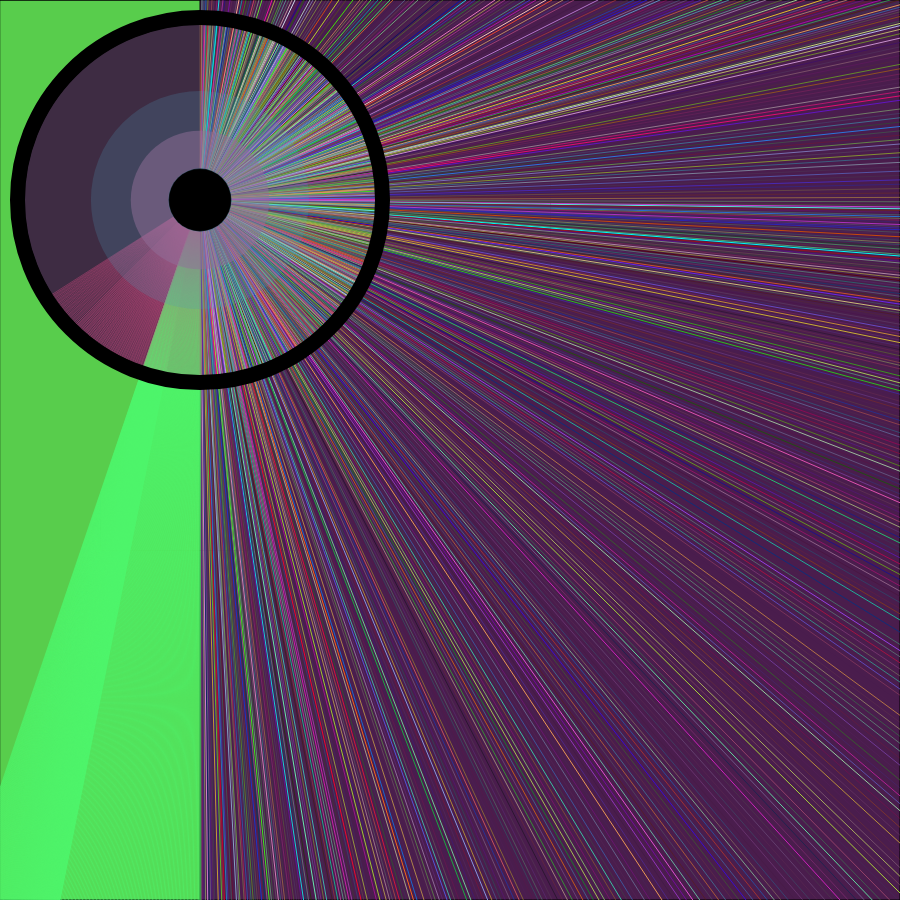
Frame 1 (no input)
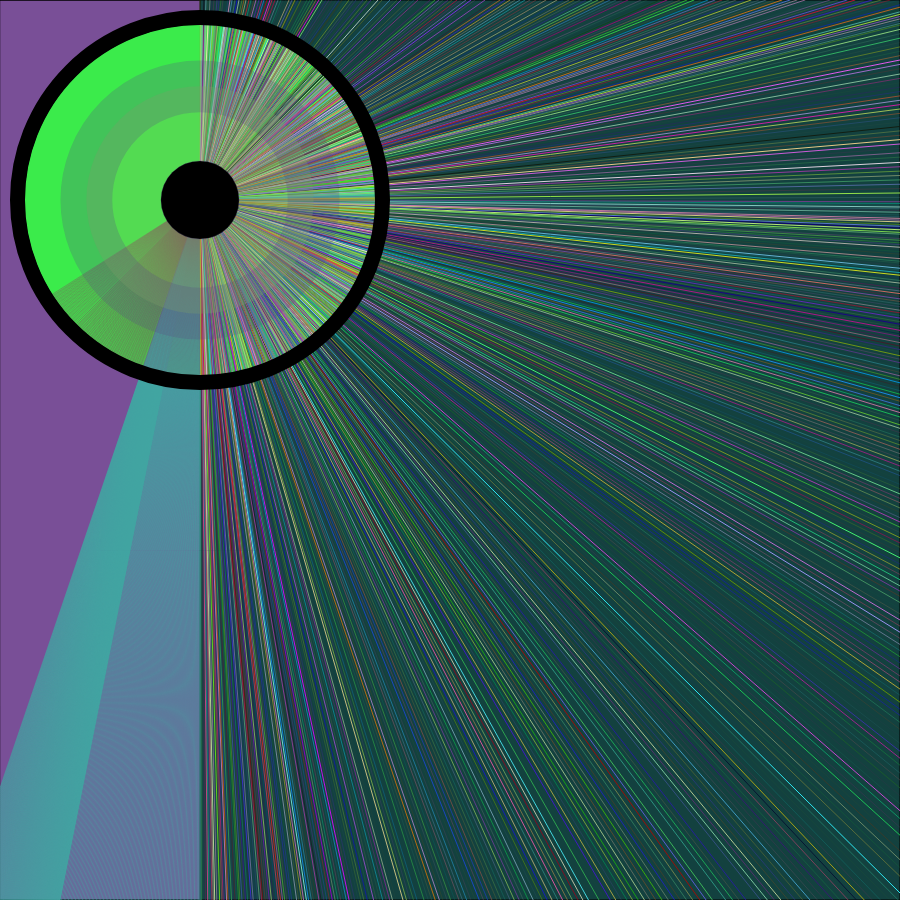
Frame 2 (the mouse pressed at the canvas centre, redrawn once)

The p5.js sketch that drew these frames (run headless with seeded random() and noise() and a simulated clock; the mouse was pressed at the canvas centre and the sketch redrawn once):

// p5.js sketch
// ── sketch.js
function setup(){createCanvas(900,900)}function draw(){background(random(10,100),random(10,100),random(10,100)),stroke(0,0,0),strokeWeight(1),fill(random(0,255),random(0,255),random(0,255)),rect(0,0,200,900),stroke(0,0,0),strokeWeight(1),noFill(),rect(0,0,900,900),fill(255,255,255),strokeWeight(1),circle(200,200,350),stroke(0,0,0),strokeWeight(10),fill(random(0,255),random(0,255),random(0,255)),circle(200,200,361),strokeWeight(1),stroke(random(0,255),random(0,255),random(0,255),random(0,255)),line(200,200,200,0),stroke(random(0,255),random(0,255),random(0,255),random(0,255)),line(200,200,202,0),stroke(random(0,255),random(0,255),random(0,255),random(0,255)),line(200,200,204,0),stroke(random(0,255),random(0,255),random(0,255),random(0,255)),line(200,200,206,0),stroke(random(0,255),random(0,255),random(0,255),random(0,255)),line(200,200,208,0),stroke(random(0,255),random(0,255),random(0,255),random(0,255)),line(200,200,210,0),stroke(random(0,255),random(0,255),random(0,255),random(0,255)),line(200,200,212,0),stroke(random(0,255),random(0,255),random(0,255),random(0,255)),line(200,200,214,0),stroke(random(0,255),random(0,255),random(0,255),random(0,255)),line(200,200,217,0),stroke(random(0,255),random(0,255),random(0,255),random(0,255)),line(200,200,219,0),stroke(random(0,255),random(0,255),random(0,255),random(0,255)),line(200,200,221,0),stroke(random(0,255),random(0,255),random(0,255),random(0,255)),line(200,200,223,0),stroke(random(0,255),random(0,255),random(0,255),random(0,255)),line(200,200,225,0),stroke(random(0,255),random(0,255),random(0,255),random(0,255)),line(200,200,228,0),stroke(random(0,255),random(0,255),random(0,255),random(0,255)),line(200,200,230,0),stroke(random(0,255),random(0,255),random(0,255),random(0,255)),line(200,200,232,0),stroke(random(0,255),random(0,255),random(0,255),random(0,255)),line(200,200,235,0),stroke(random(0,255),random(0,255),random(0,255),random(0,255)),line(200,200,237,0),stroke(random(0,255),random(0,255),random(0,255),random(0,255)),line(200,200,239,0),stroke(random(0,255),random(0,255),random(0,255),random(0,255)),line(200,200,242,0),stroke(random(0,255),random(0,255),random(0,255),random(0,255)),line(200,200,244,0),stroke(random(0,255),random(0,255),random(0,255),random(0,255)),line(200,200,246,0),stroke(random(0,255),random(0,255),random(0,255),random(0,255)),line(200,200,249,0),stroke(random(0,255),random(0,255),random(0,255),random(0,255)),line(200,200,251,0),stroke(random(0,255),random(0,255),random(0,255),random(0,255)),line(200,200,254,0),stroke(random(0,255),random(0,255),random(0,255),random(0,255)),line(200,200,256,0),stroke(random(0,255),random(0,255),random(0,255),random(0,255)),line(200,200,259,0),stroke(random(0,255),random(0,255),random(0,255),random(0,255)),line(200,200,262,0),stroke(random(0,255),random(0,255),random(0,255),random(0,255)),line(200,200,264,0),stroke(random(0,255),random(0,255),random(0,255),random(0,255)),line(200,200,267,0),stroke(random(0,255),random(0,255),random(0,255),random(0,255)),line(200,200,270,0),stroke(random(0,255),random(0,255),random(0,255),random(0,255)),line(200,200,272,0),stroke(random(0,255),random(0,255),random(0,255),random(0,255)),line(200,200,275,0),stroke(random(0,255),random(0,255),random(0,255),random(0,255)),line(200,200,278,0),stroke(random(0,255),random(0,255),random(0,255),random(0,255)),line(200,200,281,0),stroke(random(0,255),random(0,255),random(0,255),random(0,255)),line(200,200,283,0),stroke(random(0,255),random(0,255),random(0,255),random(0,255)),line(200,200,286,0),stroke(random(0,255),random(0,255),random(0,255),random(0,255)),line(200,200,289,0),stroke(random(0,255),random(0,255),random(0,255),random(0,255)),line(200,200,292,0),stroke(random(0,255),random(0,255),random(0,255),random(0,255)),line(200,200,295,0),stroke(random(0,255),random(0,255),random(0,255),random(0,255)),line(200,200,298,0),stroke(random(0,255),random(0,255),random(0,255),random(0,255)),line(200,200,301,0),stroke(random(0,255),random(0,255),random(0,255),random(0,255)),line(200,200,304,0),stroke(random(0,255),random(0,255),random(0,255),random(0,255)),line(200,200,307,0),stroke(random(0,255),random(0,255),random(0,255),random(0,255)),line(200,200,310,0),stroke(random(0,255),random(0,255),random(0,255),random(0,255)),line(200,200,313,0),stroke(random(0,255),random(0,255),random(0,255),random(0,255)),line(200,200,316,0),stroke(random(0,255),random(0,255),random(0,255),random(0,255)),line(200,200,319,0),stroke(random(0,255),random(0,255),random(0,255),random(0,255)),line(200,200,322,0),stroke(random(0,255),random(0,255),random(0,255),random(0,255)),line(200,200,326,0),stroke(random(0,255),random(0,255),random(0,255),random(0,255)),line(200,200,329,0),stroke(random(0,255),random(0,255),random(0,255),random(0,255)),line(200,200,332,0),stroke(random(0,255),random(0,255),random(0,255),random(0,255)),line(200,200,336,0),stroke(random(0,255),random(0,255),random(0,255),random(0,255)),line(200,200,339,0),stroke(random(0,255),random(0,255),random(0,255),random(0,255)),line(200,200,342,0),stroke(random(0,255),random(0,255),random(0,255),random(0,255)),line(200,200,346,0),stroke(random(0,255),random(0,255),random(0,255),random(0,255)),line(200,200,349,0),stroke(random(0,255),random(0,255),random(0,255),random(0,255)),line(200,200,353,0),stroke(random(0,255),random(0,255),random(0,255),random(0,255)),line(200,200,356,0),stroke(random(0,255),random(0,255),random(0,255),random(0,255)),line(200,201,360,0),stroke(random(0,255),random(0,255),random(0,255),random(0,255)),line(200,200,363,0),stroke(random(0,255),random(0,255),random(0,255),random(0,255)),line(200,200,367,0),stroke(random(0,255),random(0,255),random(0,255),random(0,255)),line(200,200,371,0),stroke(random(0,255),random(0,255),random(0,255),random(0,255)),line(200,200,374,0),stroke(random(0,255),random(0,255),random(0,255),random(0,255)),line(200,200,378,0),stroke(random(0,255),random(0,255),random(0,255),random(0,255)),line(200,200,382,0),stroke(random(0,255),random(0,255),random(0,255),random(0,255)),line(200,200,386,0),stroke(random(0,255),random(0,255),random(0,255),random(0,255)),line(200,200,390,0),stroke(random(0,255),random(0,255),random(0,255),random(0,255)),line(200,200,393,0),stroke(random(0,255),random(0,255),random(0,255),random(0,255)),line(200,200,397,0),stroke(random(0,255),random(0,255),random(0,255),random(0,255)),line(200,200,401,0),stroke(random(0,255),random(0,255),random(0,255),random(0,255)),line(200,200,405,0),stroke(random(0,255),random(0,255),random(0,255),random(0,255)),line(200,200,409,0),stroke(random(0,255),random(0,255),random(0,255),random(0,255)),line(200,200,414,0),stroke(random(0,255),random(0,255),random(0,255),random(0,255)),line(200,200,418,0),stroke(random(0,255),random(0,255),random(0,255),random(0,255)),line(200,200,422,0),stroke(random(0,255),random(0,255),random(0,255),random(0,255)),line(200,200,426,0),stroke(random(0,255),random(0,255),random(0,255),random(0,255)),line(200,200,430,0),stroke(random(0,255),random(0,255),random(0,255),random(0,255)),line(200,200,435,0),stroke(random(0,255),random(0,255),random(0,255),random(0,255)),line(200,200,439,0),stroke(random(0,255),random(0,255),random(0,255),random(0,255)),line(200,200,443,0),stroke(random(0,255),random(0,255),random(0,255),random(0,255)),line(200,200,448,0),stroke(random(0,255),random(0,255),random(0,255),random(0,255)),line(200,200,452,0),stroke(random(0,255),random(0,255),random(0,255),random(0,255)),line(200,200,457,0),stroke(random(0,255),random(0,255),random(0,255),random(0,255)),line(200,200,461,0),stroke(random(0,255),random(0,255),random(0,255),random(0,255)),line(200,200,466,0),stroke(random(0,255),random(0,255),random(0,255),random(0,255)),line(200,200,471,0),stroke(random(0,255),random(0,255),random(0,255),random(0,255)),line(200,200,475,0),stroke(random(0,255),random(0,255),random(0,255),random(0,255)),line(200,200,480,0),stroke(random(0,255),random(0,255),random(0,255),random(0,255)),line(200,200,485,0),stroke(random(0,255),random(0,255),random(0,255),random(0,255)),line(200,200,490,0),stroke(random(0,255),random(0,255),random(0,255),random(0,255)),line(200,200,495,0),stroke(random(0,255),random(0,255),random(0,255),random(0,255)),line(200,200,500,0),stroke(random(0,255),random(0,255),random(0,255),random(0,255)),line(200,200,505,0),stroke(random(0,255),random(0,255),random(0,255),random(0,255)),line(200,200,510,0),stroke(random(0,255),random(0,255),random(0,255),random(0,255)),line(200,200,515,0),stroke(random(0,255),random(0,255),random(0,255),random(0,255)),line(200,200,520,0),stroke(random(0,255),random(0,255),random(0,255),random(0,255)),line(200,200,525,0),stroke(random(0,255),random(0,255),random(0,255),random(0,255)),line(200,200,530,0),stroke(random(0,255),random(0,255),random(0,255),random(0,255)),line(200,200,536,0),stroke(random(0,255),random(0,255),random(0,255),random(0,255)),line(200,200,541,0),stroke(random(0,255),random(0,255),random(0,255),random(0,255)),line(200,200,546,0),stroke(random(0,255),random(0,255),random(0,255),random(0,255)),line(200,200,552,0),stroke(random(0,255),random(0,255),random(0,255),random(0,255)),line(200,200,557,0),stroke(random(0,255),random(0,255),random(0,255),random(0,255)),line(200,200,563,0),stroke(random(0,255),random(0,255),random(0,255),random(0,255)),line(200,200,569,0),stroke(random(0,255),random(0,255),random(0,255),random(0,255)),line(200,200,574,0),stroke(random(0,255),random(0,255),random(0,255),random(0,255)),line(200,200,580,0),stroke(random(0,255),random(0,255),random(0,255),random(0,255)),line(200,200,586,0),stroke(random(0,255),random(0,255),random(0,255),random(0,255)),line(200,200,592,0),stroke(random(0,255),random(0,255),random(0,255),random(0,255)),line(200,200,598,0),stroke(random(0,255),random(0,255),random(0,255),random(0,255)),line(200,200,604,0),stroke(random(0,255),random(0,255),random(0,255),random(0,255)),line(200,200,610,0),stroke(random(0,255),random(0,255),random(0,255),random(0,255)),line(200,200,616,0),stroke(random(0,255),random(0,255),random(0,255),random(0,255)),line(200,200,622,0),stroke(random(0,255),random(0,255),random(0,255),random(0,255)),line(200,200,628,0),stroke(random(0,255),random(0,255),random(0,255),random(0,255)),line(200,200,634,0),stroke(random(0,255),random(0,255),random(0,255),random(0,255)),line(200,200,641,0),stroke(random(0,255),random(0,255),random(0,255),random(0,255)),line(200,200,647,0),stroke(random(0,255),random(0,255),random(0,255),random(0,255)),line(200,200,654,0),stroke(random(0,255),random(0,255),random(0,255),random(0,255)),line(200,200,660,0),stroke(random(0,255),random(0,255),random(0,255),random(0,255)),line(200,200,667,0),stroke(random(0,255),random(0,255),random(0,255),random(0,255)),line(200,200,673,0),stroke(random(0,255),random(0,255),random(0,255),random(0,255)),line(200,200,680,0),stroke(random(0,255),random(0,255),random(0,255),random(0,255)),line(200,200,687,0),stroke(random(0,255),random(0,255),random(0,255),random(0,255)),line(200,200,694,0),stroke(random(0,255),random(0,255),random(0,255),random(0,255)),line(200,200,701,0),stroke(random(0,255),random(0,255),random(0,255),random(0,255)),line(200,200,708,0),stroke(random(0,255),random(0,255),random(0,255),random(0,255)),line(200,200,715,0),stroke(random(0,255),random(0,255),random(0,255),random(0,255)),line(200,200,722,0),stroke(random(0,255),random(0,255),random(0,255),random(0,255)),line(200,200,729,0),stroke(random(0,255),random(0,255),random(0,255),random(0,255)),line(200,200,736,0),stroke(random(0,255),random(0,255),random(0,255),random(0,255)),line(200,200,744,0),stroke(random(0,255),random(0,255),random(0,255),random(0,255)),line(200,200,751,0),stroke(random(0,255),random(0,255),random(0,255),random(0,255)),line(200,200,759,0),stroke(random(0,255),random(0,255),random(0,255),random(0,255)),line(200,200,766,0),stroke(random(0,255),random(0,255),random(0,255),random(0,255)),line(200,200,774,0),stroke(random(0,255),random(0,255),random(0,255),random(0,255)),line(200,200,782,0),stroke(random(0,255),random(0,255),random(0,255),random(0,255)),line(200,200,790,0),stroke(random(0,255),random(0,255),random(0,255),random(0,255)),line(200,200,797,0),stroke(random(0,255),random(0,255),random(0,255),random(0,255)),line(200,200,805,0),stroke(random(0,255),random(0,255),random(0,255),random(0,255)),line(200,200,813,0),stroke(random(0,255),random(0,255),random(0,255),random(0,255)),line(200,200,822,0),stroke(random(0,255),random(0,255),random(0,255),random(0,255)),line(200,200,830,0),stroke(random(0,255),random(0,255),random(0,255),random(0,255)),line(200,200,838,0),stroke(random(0,255),random(0,255),random(0,255),random(0,255)),line(200,200,847,0),stroke(random(0,255),random(0,255),random(0,255),random(0,255)),line(200,200,855,0),stroke(random(0,255),random(0,255),random(0,255),random(0,255)),line(200,200,864,0),stroke(random(0,255),random(0,255),random(0,255),random(0,255)),line(200,200,872,0),stroke(random(0,255),random(0,255),random(0,255),random(0,255)),line(200,200,881,0),stroke(random(0,255),random(0,255),random(0,255),random(0,255)),line(200,200,890,0),stroke(random(0,255),random(0,255),random(0,255),random(0,255)),line(200,200,899,0),stroke(random(0,255),random(0,255),random(0,255),random(0,255)),line(200,200,908,0),stroke(random(0,255),random(0,255),random(0,255),random(0,255)),line(200,200,917,0),stroke(random(0,255),random(0,255),random(0,255),random(0,255)),line(200,200,926,0),stroke(random(0,255),random(0,255),random(0,255),random(0,255)),line(200,200,935,0),stroke(random(0,255),random(0,255),random(0,255),random(0,255)),line(200,200,944,0),stroke(random(0,255),random(0,255),random(0,255),random(0,255)),line(200,200,954,0),stroke(random(0,255),random(0,255),random(0,255),random(0,255)),line(200,200,963,0),stroke(random(0,255),random(0,255),random(0,255),random(0,255)),line(200,200,973,0),stroke(random(0,255),random(0,255),random(0,255),random(0,255)),line(200,200,983,0),stroke(random(0,255),random(0,255),random(0,255),random(0,255)),line(200,200,993,0),stroke(random(0,255),random(0,255),random(0,255),random(0,255)),line(200,200,1003,0),stroke(random(0,255),random(0,255),random(0,255),random(0,255)),line(200,200,1e3,0),stroke(random(0,255),random(0,255),random(0,255),random(0,255)),line(200,200,1e3,5),stroke(random(0,255),random(0,255),random(0,255),random(0,255)),line(200,200,1e3,10),stroke(random(0,255),random(0,255),random(0,255),random(0,255)),line(200,200,1e3,15),stroke(random(0,255),random(0,255),random(0,255),random(0,255)),line(200,200,1e3,20),stroke(random(0,255),random(0,255),random(0,255),random(0,255)),line(200,200,1e3,25),stroke(random(0,255),random(0,255),random(0,255),random(0,255)),line(200,200,1e3,30),stroke(random(0,255),random(0,255),random(0,255),random(0,255)),line(200,200,1e3,35),stroke(random(0,255),random(0,255),random(0,255),random(0,255)),line(200,200,1e3,40),stroke(random(0,255),random(0,255),random(0,255),random(0,255)),line(200,200,1e3,45),stroke(random(0,255),random(0,255),random(0,255),random(0,255)),line(200,200,1e3,50),stroke(random(0,255),random(0,255),random(0,255),random(0,255)),line(200,200,1e3,56),stroke(random(0,255),random(0,255),random(0,255),random(0,255)),line(200,200,1e3,61),stroke(random(0,255),random(0,255),random(0,255),random(0,255)),line(200,200,1e3,66),stroke(random(0,255),random(0,255),random(0,255),random(0,255)),line(200,200,1e3,71),stroke(random(0,255),random(0,255),random(0,255),random(0,255)),line(200,200,1e3,76),stroke(random(0,255),random(0,255),random(0,255),random(0,255)),line(200,200,1e3,81),stroke(random(0,255),random(0,255),random(0,255),random(0,255)),line(200,200,1e3,86),stroke(random(0,255),random(0,255),random(0,255),random(0,255)),line(200,200,1e3,91),stroke(random(0,255),random(0,255),random(0,255),random(0,255)),line(200,200,1e3,96),stroke(random(0,255),random(0,255),random(0,255),random(0,255)),line(200,200,1e3,101),stroke(random(0,255),random(0,255),random(0,255),random(0,255)),line(200,200,1e3,106),stroke(random(0,255),random(0,255),random(0,255),random(0,255)),line(200,200,1e3,111),stroke(random(0,255),random(0,255),random(0,255),random(0,255)),line(200,200,1e3,116),stroke(random(0,255),random(0,255),random(0,255),random(0,255)),line(200,200,1e3,121),stroke(random(0,255),random(0,255),random(0,255),random(0,255)),line(200,200,1e3,126),stroke(random(0,255),random(0,255),random(0,255),random(0,255)),line(200,200,1e3,131),stroke(random(0,255),random(0,255),random(0,255),random(0,255)),line(200,200,1e3,136),stroke(random(0,255),random(0,255),random(0,255),random(0,255)),line(200,200,1e3,141),stroke(random(0,255),random(0,255),random(0,255),random(0,255)),line(200,200,1e3,146),stroke(random(0,255),random(0,255),random(0,255),random(0,255)),line(200,200,1e3,151),stroke(random(0,255),random(0,255),random(0,255),random(0,255)),line(200,200,1e3,157),stroke(random(0,255),random(0,255),random(0,255),random(0,255)),line(200,200,1e3,162),stroke(random(0,255),random(0,255),random(0,255),random(0,255)),line(200,200,1e3,167),stroke(random(0,255),random(0,255),random(0,255),random(0,255)),line(200,200,1e3,172),stroke(random(0,255),random(0,255),random(0,255),random(0,255)),line(200,200,1e3,177),stroke(random(0,255),random(0,255),random(0,255),random(0,255)),line(200,200,1e3,182),stroke(random(0,255),random(0,255),random(0,255),random(0,255)),line(200,200,1e3,187),stroke(random(0,255),random(0,255),random(0,255),random(0,255)),line(200,200,1e3,192),stroke(random(0,255),random(0,255),random(0,255),random(0,255)),line(200,200,1e3,197),stroke(random(0,255),random(0,255),random(0,255),random(0,255)),line(200,200,1e3,202),stroke(random(0,255),random(0,255),random(0,255),random(0,255)),line(200,200,1e3,204),stroke(random(0,255),random(0,255),random(0,255),random(0,255)),line(200,200,1e3,206),stroke(random(0,255),random(0,255),random(0,255),random(0,255)),line(200,200,1e3,208),stroke(random(0,255),random(0,255),random(0,255),random(0,255)),line(200,200,1e3,210),stroke(random(0,255),random(0,255),random(0,255),random(0,255)),line(200,200,1e3,212),stroke(random(0,255),random(0,255),random(0,255),random(0,255)),line(200,200,1e3,214),stroke(random(0,255),random(0,255),random(0,255),random(0,255)),line(200,200,1e3,217),stroke(random(0,255),random(0,255),random(0,255),random(0,255)),line(200,200,1e3,219),stroke(random(0,255),random(0,255),random(0,255),random(0,255)),line(200,200,1e3,221),stroke(random(0,255),random(0,255),random(0,255),random(0,255)),line(200,200,1e3,223),stroke(random(0,255),random(0,255),random(0,255),random(0,255)),line(200,200,1e3,225),stroke(random(0,255),random(0,255),random(0,255),random(0,255)),line(200,200,1e3,228),stroke(random(0,255),random(0,255),random(0,255),random(0,255)),line(200,200,1e3,230),stroke(random(0,255),random(0,255),random(0,255),random(0,255)),line(200,200,1e3,232),stroke(random(0,255),random(0,255),random(0,255),random(0,255)),line(200,200,1e3,234),stroke(random(0,255),random(0,255),random(0,255),random(0,255)),line(200,200,1e3,237),stroke(random(0,255),random(0,255),random(0,255),random(0,255)),line(200,200,1e3,239),stroke(random(0,255),random(0,255),random(0,255),random(0,255)),line(200,200,1e3,242),stroke(random(0,255),random(0,255),random(0,255),random(0,255)),line(200,200,1e3,244),stroke(random(0,255),random(0,255),random(0,255),random(0,255)),line(200,200,1e3,246),stroke(random(0,255),random(0,255),random(0,255),random(0,255)),line(200,200,1e3,249),stroke(random(0,255),random(0,255),random(0,255),random(0,255)),line(200,200,1e3,251),stroke(random(0,255),random(0,255),random(0,255),random(0,255)),line(200,200,1e3,254),stroke(random(0,255),random(0,255),random(0,255),random(0,255)),line(200,200,1e3,256),stroke(random(0,255),random(0,255),random(0,255),random(0,255)),line(200,200,1e3,259),stroke(random(0,255),random(0,255),random(0,255),random(0,255)),line(200,200,1e3,262),stroke(random(0,255),random(0,255),random(0,255),random(0,255)),line(200,200,1e3,264),stroke(random(0,255),random(0,255),random(0,255),random(0,255)),line(200,200,1e3,267),stroke(random(0,255),random(0,255),random(0,255),random(0,255)),line(200,200,1e3,270),stroke(random(0,255),random(0,255),random(0,255),random(0,255)),line(200,200,1e3,272),stroke(random(0,255),random(0,255),random(0,255),random(0,255)),line(200,200,1e3,275),stroke(random(0,255),random(0,255),random(0,255),random(0,255)),line(200,200,1e3,278),stroke(random(0,255),random(0,255),random(0,255),random(0,255)),line(200,200,1e3,280),stroke(random(0,255),random(0,255),random(0,255),random(0,255)),line(200,200,1e3,283),stroke(random(0,255),random(0,255),random(0,255),random(0,255)),line(200,200,1e3,286),stroke(random(0,255),random(0,255),random(0,255),random(0,255)),line(200,200,1e3,289),stroke(random(0,255),random(0,255),random(0,255),random(0,255)),line(200,200,1e3,292),stroke(random(0,255),random(0,255),random(0,255),random(0,255)),line(200,200,1e3,295),stroke(random(0,255),random(0,255),random(0,255),random(0,255)),line(200,200,1e3,298),stroke(random(0,255),random(0,255),random(0,255),random(0,255)),line(200,200,1e3,301),stroke(random(0,255),random(0,255),random(0,255),random(0,255)),line(200,200,1e3,304),stroke(random(0,255),random(0,255),random(0,255),random(0,255)),line(200,200,1e3,307),stroke(random(0,255),random(0,255),random(0,255),random(0,255)),line(200,200,1e3,310),stroke(random(0,255),random(0,255),random(0,255),random(0,255)),line(200,200,1e3,313),stroke(random(0,255),random(0,255),random(0,255),random(0,255)),line(200,200,1e3,316),stroke(random(0,255),random(0,255),random(0,255),random(0,255)),line(200,200,1e3,319),stroke(random(0,255),random(0,255),random(0,255),random(0,255)),line(200,200,1e3,322),stroke(random(0,255),random(0,255),random(0,255),random(0,255)),line(200,200,1e3,326),stroke(random(0,255),random(0,255),random(0,255),random(0,255)),line(200,200,1e3,329),stroke(random(0,255),random(0,255),random(0,255),random(0,255)),line(200,200,1e3,332),stroke(random(0,255),random(0,255),random(0,255),random(0,255)),line(200,200,1e3,335),stroke(random(0,255),random(0,255),random(0,255),random(0,255)),line(200,200,1e3,339),stroke(random(0,255),random(0,255),random(0,255),random(0,255)),line(200,200,1e3,342),stroke(random(0,255),random(0,255),random(0,255),random(0,255)),line(200,200,1e3,346),stroke(random(0,255),random(0,255),random(0,255),random(0,255)),line(200,200,1e3,349),stroke(random(0,255),random(0,255),random(0,255),random(0,255)),line(200,200,1e3,353),stroke(random(0,255),random(0,255),random(0,255),random(0,255)),line(200,200,1e3,356),stroke(random(0,255),random(0,255),random(0,255),random(0,255)),line(200,200,1e3,360),stroke(random(0,255),random(0,255),random(0,255),random(0,255)),line(200,200,1e3,363),stroke(random(0,255),random(0,255),random(0,255),random(0,255)),line(200,200,1e3,367),stroke(random(0,255),random(0,255),random(0,255),random(0,255)),line(200,200,1e3,371),stroke(random(0,255),random(0,255),random(0,255),random(0,255)),line(200,200,1e3,374),stroke(random(0,255),random(0,255),random(0,255),random(0,255)),line(200,200,1e3,378),stroke(random(0,255),random(0,255),random(0,255),random(0,255)),line(200,200,1e3,382),stroke(random(0,255),random(0,255),random(0,255),random(0,255)),line(200,200,1e3,386),stroke(random(0,255),random(0,255),random(0,255),random(0,255)),line(200,200,1e3,389),stroke(random(0,255),random(0,255),random(0,255),random(0,255)),line(200,200,1e3,393),stroke(random(0,255),random(0,255),random(0,255),random(0,255)),line(200,200,1e3,397),stroke(random(0,255),random(0,255),random(0,255),random(0,255)),line(200,200,1e3,401),stroke(random(0,255),random(0,255),random(0,255),random(0,255)),line(200,200,1e3,405),stroke(random(0,255),random(0,255),random(0,255),random(0,255)),line(200,200,1e3,409),stroke(random(0,255),random(0,255),random(0,255),random(0,255)),line(200,200,1e3,413),stroke(random(0,255),random(0,255),random(0,255),random(0,255)),line(200,200,1e3,418),stroke(random(0,255),random(0,255),random(0,255),random(0,255)),line(200,200,1e3,422),stroke(random(0,255),random(0,255),random(0,255),random(0,255)),line(200,200,1e3,426),stroke(random(0,255),random(0,255),random(0,255),random(0,255)),line(200,200,1e3,430),stroke(random(0,255),random(0,255),random(0,255),random(0,255)),line(200,200,1e3,435),stroke(random(0,255),random(0,255),random(0,255),random(0,255)),line(200,200,1e3,439),stroke(random(0,255),random(0,255),random(0,255),random(0,255)),line(200,200,1e3,443),stroke(random(0,255),random(0,255),random(0,255),random(0,255)),line(200,200,1e3,448),stroke(random(0,255),random(0,255),random(0,255),random(0,255)),line(200,200,1e3,452),stroke(random(0,255),random(0,255),random(0,255),random(0,255)),line(200,200,1e3,457),stroke(random(0,255),random(0,255),random(0,255),random(0,255)),line(200,200,1e3,461),stroke(random(0,255),random(0,255),random(0,255),random(0,255)),line(200,200,1e3,466),stroke(random(0,255),random(0,255),random(0,255),random(0,255)),line(200,200,1e3,471),stroke(random(0,255),random(0,255),random(0,255),random(0,255)),line(200,200,1e3,475),stroke(random(0,255),random(0,255),random(0,255),random(0,255)),line(200,200,1e3,480),stroke(random(0,255),random(0,255),random(0,255),random(0,255)),line(200,200,1e3,485),stroke(random(0,255),random(0,255),random(0,255),random(0,255)),line(200,200,1e3,490),stroke(random(0,255),random(0,255),random(0,255),random(0,255)),line(200,200,1e3,495),stroke(random(0,255),random(0,255),random(0,255),random(0,255)),line(200,200,1e3,499),stroke(random(0,255),random(0,255),random(0,255),random(0,255)),line(200,200,1e3,504),stroke(random(0,255),random(0,255),random(0,255),random(0,255)),line(200,200,1e3,510),stroke(random(0,255),random(0,255),random(0,255),random(0,255)),line(200,200,1e3,515),stroke(random(0,255),random(0,255),random(0,255),random(0,255)),line(200,200,1e3,520),stroke(random(0,255),random(0,255),random(0,255),random(0,255)),line(200,200,1e3,525),stroke(random(0,255),random(0,255),random(0,255),random(0,255)),line(200,200,1e3,530),stroke(random(0,255),random(0,255),random(0,255),random(0,255)),line(200,200,1e3,536),stroke(random(0,255),random(0,255),random(0,255),random(0,255)),line(200,200,1e3,541),stroke(random(0,255),random(0,255),random(0,255),random(0,255)),line(200,200,1e3,546),stroke(random(0,255),random(0,255),random(0,255),random(0,255)),line(200,200,1e3,552),stroke(random(0,255),random(0,255),random(0,255),random(0,255)),line(200,200,1e3,557),stroke(random(0,255),random(0,255),random(0,255),random(0,255)),line(200,200,1e3,563),stroke(random(0,255),random(0,255),random(0,255),random(0,255)),line(200,200,1e3,568),stroke(random(0,255),random(0,255),random(0,255),random(0,255)),line(200,200,1e3,574),stroke(random(0,255),random(0,255),random(0,255),random(0,255)),line(200,200,1e3,580),stroke(random(0,255),random(0,255),random(0,255),random(0,255)),line(200,200,1e3,586),stroke(random(0,255),random(0,255),random(0,255),random(0,255)),line(200,200,1e3,592),stroke(random(0,255),random(0,255),random(0,255),random(0,255)),line(200,200,1e3,597),stroke(random(0,255),random(0,255),random(0,255),random(0,255)),line(200,200,1e3,603),stroke(random(0,255),random(0,255),random(0,255),random(0,255)),line(200,200,1e3,609),stroke(random(0,255),random(0,255),random(0,255),random(0,255)),line(200,200,1e3,616),stroke(random(0,255),random(0,255),random(0,255),random(0,255)),line(200,200,1e3,622),stroke(random(0,255),random(0,255),random(0,255),random(0,255)),line(200,200,1e3,628),stroke(random(0,255),random(0,255),random(0,255),random(0,255)),line(200,200,1e3,634),stroke(random(0,255),random(0,255),random(0,255),random(0,255)),line(200,200,1e3,641),stroke(random(0,255),random(0,255),random(0,255),random(0,255)),line(200,200,1e3,647),stroke(random(0,255),random(0,255),random(0,255),random(0,255)),line(200,200,1e3,653),stroke(random(0,255),random(0,255),random(0,255),random(0,255)),line(200,200,1e3,660),stroke(random(0,255),random(0,255),random(0,255),random(0,255)),line(200,200,1e3,667),stroke(random(0,255),random(0,255),random(0,255),random(0,255)),line(200,200,1e3,673),stroke(random(0,255),random(0,255),random(0,255),random(0,255)),line(200,200,1e3,680),stroke(random(0,255),random(0,255),random(0,255),random(0,255)),line(200,200,1e3,687),stroke(random(0,255),random(0,255),random(0,255),random(0,255)),line(200,200,1e3,694),stroke(random(0,255),random(0,255),random(0,255),random(0,255)),line(200,200,1e3,701),stroke(random(0,255),random(0,255),random(0,255),random(0,255)),line(200,200,1e3,708),stroke(random(0,255),random(0,255),random(0,255),random(0,255)),line(200,200,1e3,715),stroke(random(0,255),random(0,255),random(0,255),random(0,255)),line(200,200,1e3,722),stroke(random(0,255),random(0,255),random(0,255),random(0,255)),line(200,200,1e3,729),stroke(random(0,255),random(0,255),random(0,255),random(0,255)),line(200,200,1e3,736),stroke(random(0,255),random(0,255),random(0,255),random(0,255)),line(200,200,1e3,744),stroke(random(0,255),random(0,255),random(0,255),random(0,255)),line(200,200,1e3,751),stroke(random(0,255),random(0,255),random(0,255),random(0,255)),line(200,200,1e3,759),stroke(random(0,255),random(0,255),random(0,255),random(0,255)),line(200,200,1e3,766),stroke(random(0,255),random(0,255),random(0,255),random(0,255)),line(200,200,1e3,774),stroke(random(0,255),random(0,255),random(0,255),random(0,255)),line(200,200,1e3,782),stroke(random(0,255),random(0,255),random(0,255),random(0,255)),line(200,200,1e3,789),stroke(random(0,255),random(0,255),random(0,255),random(0,255)),line(200,200,1e3,797),stroke(random(0,255),random(0,255),random(0,255),random(0,255)),line(200,200,1e3,805),stroke(random(0,255),random(0,255),random(0,255),random(0,255)),line(200,200,1e3,813),stroke(random(0,255),random(0,255),random(0,255),random(0,255)),line(200,200,1e3,821),stroke(random(0,255),random(0,255),random(0,255),random(0,255)),line(200,200,1e3,830),stroke(random(0,255),random(0,255),random(0,255),random(0,255)),line(200,200,1e3,838),stroke(random(0,255),random(0,255),random(0,255),random(0,255)),line(200,200,1e3,846),stroke(random(0,255),random(0,255),random(0,255),random(0,255)),line(200,200,1e3,855),stroke(random(0,255),random(0,255),random(0,255),random(0,255)),line(200,200,1e3,863),stroke(random(0,255),random(0,255),random(0,255),random(0,255)),line(200,200,1e3,872),stroke(random(0,255),random(0,255),random(0,255),random(0,255)),line(200,200,1e3,881),stroke(random(0,255),random(0,255),random(0,255),random(0,255)),line(200,200,1e3,890),stroke(random(0,255),random(0,255),random(0,255),random(0,255)),line(200,200,1e3,898),stroke(random(0,255),random(0,255),random(0,255),random(0,255)),line(200,200,1e3,907),stroke(random(0,255),random(0,255),random(0,255),random(0,255)),line(200,200,1e3,917),stroke(random(0,255),random(0,255),random(0,255),random(0,255)),line(200,200,1e3,926),stroke(random(0,255),random(0,255),random(0,255),random(0,255)),line(200,200,1e3,935),stroke(random(0,255),random(0,255),random(0,255),random(0,255)),line(200,200,1e3,944),stroke(random(0,255),random(0,255),random(0,255),random(0,255)),line(200,200,1e3,954),stroke(random(0,255),random(0,255),random(0,255),random(0,255)),line(200,200,1e3,963),stroke(random(0,255),random(0,255),random(0,255),random(0,255)),line(200,200,1e3,973),stroke(random(0,255),random(0,255),random(0,255),random(0,255)),line(200,200,1e3,983),stroke(random(0,255),random(0,255),random(0,255),random(0,255)),line(200,200,1e3,992),stroke(random(0,255),random(0,255),random(0,255),random(0,255)),line(200,200,1e3,1002),stroke(random(0,255),random(0,255),random(0,255),random(0,255)),line(200,200,1e3,1012),stroke(random(0,255),random(0,255),random(0,255),random(0,255)),line(200,200,1e3,1023),stroke(random(0,255),random(0,255),random(0,255),random(0,255)),line(200,200,1e3,1033),stroke(random(0,255),random(0,255),random(0,255),random(0,255)),line(200,200,1e3,1043),stroke(random(0,255),random(0,255),random(0,255),random(0,255)),line(200,200,1e3,1053),stroke(random(0,255),random(0,255),random(0,255),random(0,255)),line(200,200,1e3,1064),stroke(random(0,255),random(0,255),random(0,255),random(0,255)),line(200,200,1e3,1075),stroke(random(0,255),random(0,255),random(0,255),random(0,255)),line(200,200,1e3,1085),stroke(random(0,255),random(0,255),random(0,255),random(0,255)),line(200,200,1e3,1096),stroke(random(0,255),random(0,255),random(0,255),random(0,255)),line(200,200,1e3,1107),stroke(random(0,255),random(0,255),random(0,255),random(0,255)),line(200,200,1e3,1118),stroke(random(0,255),random(0,255),random(0,255),random(0,255)),line(200,200,1e3,1129),stroke(random(0,255),random(0,255),random(0,255),random(0,255)),line(200,200,1e3,1141),stroke(random(0,255),random(0,255),random(0,255),random(0,255)),line(200,200,1e3,1152),stroke(random(0,255),random(0,255),random(0,255),random(0,255)),line(200,200,1e3,1164),stroke(random(0,255),random(0,255),random(0,255),random(0,255)),line(200,200,1e3,1175),stroke(random(0,255),random(0,255),random(0,255),random(0,255)),line(200,200,1e3,1187),stroke(random(0,255),random(0,255),random(0,255),random(0,255)),line(200,200,1e3,1199),stroke(random(0,255),random(0,255),random(0,255),random(0,255)),line(200,200,990,1200),stroke(random(0,255),random(0,255),random(0,255),random(0,255)),line(200,200,980,1200),stroke(random(0,255),random(0,255),random(0,255),random(0,255)),line(200,200,970,1200),stroke(random(0,255),random(0,255),random(0,255),random(0,255)),line(200,200,961,1200),stroke(random(0,255),random(0,255),random(0,255),random(0,255)),line(200,200,951,1200),stroke(random(0,255),random(0,255),random(0,255),random(0,255)),line(200,200,941,1200),stroke(random(0,255),random(0,255),random(0,255),random(0,255)),line(200,200,932,1200),stroke(random(0,255),random(0,255),random(0,255),random(0,255)),line(200,200,923,1200),stroke(random(0,255),random(0,255),random(0,255),random(0,255));line(200,200,914,1200),stroke(random(0,255),random(0,255),random(0,255),random(0,255)),line(200,200,904,1200),stroke(random(0,255),random(0,255),random(0,255),random(0,255)),line(200,200,895,1200),stroke(random(0,255),random(0,255),random(0,255),random(0,255)),line(200,200,886,1200),stroke(random(0,255),random(0,255),random(0,255),random(0,255)),line(200,200,878,1200),stroke(random(0,255),random(0,255),random(0,255),random(0,255)),line(200,200,869,1200),stroke(random(0,255),random(0,255),random(0,255),random(0,255)),line(200,200,860,1200),stroke(random(0,255),random(0,255),random(0,255),random(0,255)),line(200,200,851,1200),stroke(random(0,255),random(0,255),random(0,255),random(0,255)),line(200,200,843,1200),stroke(random(0,255),random(0,255),random(0,255),random(0,255)),line(200,200,835,1200),stroke(random(0,255),random(0,255),random(0,255),random(0,255)),line(200,200,826,1200),stroke(random(0,255),random(0,255),random(0,255),random(0,255)),line(200,200,818,1200),stroke(random(0,255),random(0,255),random(0,255),random(0,255)),line(200,200,810,1200),stroke(random(0,255),random(0,255),random(0,255),random(0,255)),line(200,200,802,1200),stroke(random(0,255),random(0,255),random(0,255),random(0,255)),line(200,200,794,1200),stroke(random(0,255),random(0,255),random(0,255),random(0,255)),line(200,200,786,1200),stroke(random(0,255),random(0,255),random(0,255),random(0,255)),line(200,200,778,1200),stroke(random(0,255),random(0,255),random(0,255),random(0,255)),line(200,200,770,1200),stroke(random(0,255),random(0,255),random(0,255),random(0,255)),line(200,200,762,1200),stroke(random(0,255),random(0,255),random(0,255),random(0,255)),line(200,200,755,1200),stroke(random(0,255),random(0,255),random(0,255),random(0,255)),line(200,200,747,1200),stroke(random(0,255),random(0,255),random(0,255),random(0,255)),line(200,200,740,1200),stroke(random(0,255),random(0,255),random(0,255),random(0,255)),line(200,200,732,1200),stroke(random(0,255),random(0,255),random(0,255),random(0,255)),line(200,200,725,1200),stroke(random(0,255),random(0,255),random(0,255),random(0,255)),line(200,200,718,1200),stroke(random(0,255),random(0,255),random(0,255),random(0,255)),line(200,200,711,1200),stroke(random(0,255),random(0,255),random(0,255),random(0,255)),line(200,200,703,1200),stroke(random(0,255),random(0,255),random(0,255),random(0,255)),line(200,200,696,1200),stroke(random(0,255),random(0,255),random(0,255),random(0,255)),line(200,200,689,1200),stroke(random(0,255),random(0,255),random(0,255),random(0,255)),line(200,200,683,1200),stroke(random(0,255),random(0,255),random(0,255),random(0,255)),line(200,200,676,1200),stroke(random(0,255),random(0,255),random(0,255),random(0,255)),line(200,200,669,1200),stroke(random(0,255),random(0,255),random(0,255),random(0,255)),line(200,200,662,1200),stroke(random(0,255),random(0,255),random(0,255),random(0,255)),line(200,200,656,1200),stroke(random(0,255),random(0,255),random(0,255),random(0,255)),line(200,200,649,1200),stroke(random(0,255),random(0,255),random(0,255),random(0,255)),line(200,200,643,1200),stroke(random(0,255),random(0,255),random(0,255),random(0,255)),line(200,200,636,1200),stroke(random(0,255),random(0,255),random(0,255),random(0,255)),line(200,200,630,1200),stroke(random(0,255),random(0,255),random(0,255),random(0,255)),line(200,200,624,1200),stroke(random(0,255),random(0,255),random(0,255),random(0,255)),line(200,200,617,1200),stroke(random(0,255),random(0,255),random(0,255),random(0,255)),line(200,200,611,1200),stroke(random(0,255),random(0,255),random(0,255),random(0,255)),line(200,200,605,1200),stroke(random(0,255),random(0,255),random(0,255),random(0,255)),line(200,200,599,1200),stroke(random(0,255),random(0,255),random(0,255),random(0,255)),line(200,200,593,1200),stroke(random(0,255),random(0,255),random(0,255),random(0,255)),line(200,200,587,1200),stroke(random(0,255),random(0,255),random(0,255),random(0,255)),line(200,200,581,1200),stroke(random(0,255),random(0,255),random(0,255),random(0,255)),line(200,200,575,1200),stroke(random(0,255),random(0,255),random(0,255),random(0,255)),line(200,200,570,1200),stroke(random(0,255),random(0,255),random(0,255),random(0,255)),line(200,200,564,1200),stroke(random(0,255),random(0,255),random(0,255),random(0,255)),line(200,200,558,1200),stroke(random(0,255),random(0,255),random(0,255),random(0,255)),line(200,200,553,1200),stroke(random(0,255),random(0,255),random(0,255),random(0,255)),line(200,200,547,1200),stroke(random(0,255),random(0,255),random(0,255),random(0,255)),line(200,200,542,1200),stroke(random(0,255),random(0,255),random(0,255),random(0,255)),line(200,200,536,1200),stroke(random(0,255),random(0,255),random(0,255),random(0,255)),line(200,200,531,1200),stroke(random(0,255),random(0,255),random(0,255),random(0,255)),line(200,200,526,1200),stroke(random(0,255),random(0,255),random(0,255),random(0,255)),line(200,200,520,1200),stroke(random(0,255),random(0,255),random(0,255),random(0,255)),line(200,200,515,1200),stroke(random(0,255),random(0,255),random(0,255),random(0,255)),line(200,200,510,1200),stroke(random(0,255),random(0,255),random(0,255),random(0,255)),line(200,200,505,1200),stroke(random(0,255),random(0,255),random(0,255),random(0,255)),line(200,200,500,1200),stroke(random(0,255),random(0,255),random(0,255),random(0,255)),line(200,200,495,1200),stroke(random(0,255),random(0,255),random(0,255),random(0,255)),line(200,200,490,1200),stroke(random(0,255),random(0,255),random(0,255),random(0,255)),line(200,200,485,1200),stroke(random(0,255),random(0,255),random(0,255),random(0,255)),line(200,200,480,1200),stroke(random(0,255),random(0,255),random(0,255),random(0,255)),line(200,200,475,1200),stroke(random(0,255),random(0,255),random(0,255),random(0,255)),line(200,200,471,1200),stroke(random(0,255),random(0,255),random(0,255),random(0,255)),line(200,200,466,1200),stroke(random(0,255),random(0,255),random(0,255),random(0,255)),line(200,200,461,1200),stroke(random(0,255),random(0,255),random(0,255),random(0,255)),line(200,200,457,1200),stroke(random(0,255),random(0,255),random(0,255),random(0,255)),line(200,200,452,1200),stroke(random(0,255),random(0,255),random(0,255),random(0,255)),line(200,200,448,1200),stroke(random(0,255),random(0,255),random(0,255),random(0,255)),line(200,200,443,1200),stroke(random(0,255),random(0,255),random(0,255),random(0,255)),line(200,200,439,1200),stroke(random(0,255),random(0,255),random(0,255),random(0,255)),line(200,200,434,1200),stroke(random(0,255),random(0,255),random(0,255),random(0,255)),line(200,200,430,1200),stroke(random(0,255),random(0,255),random(0,255),random(0,255)),line(200,200,426,1200),stroke(random(0,255),random(0,255),random(0,255),random(0,255)),line(200,200,421,1200),stroke(random(0,255),random(0,255),random(0,255),random(0,255)),line(200,200,417,1200),stroke(random(0,255),random(0,255),random(0,255),random(0,255)),line(200,200,413,1200),stroke(random(0,255),random(0,255),random(0,255),random(0,255)),line(200,200,409,1200),stroke(random(0,255),random(0,255),random(0,255),random(0,255)),line(200,200,405,1200),stroke(random(0,255),random(0,255),random(0,255),random(0,255)),line(200,200,401,1200),stroke(random(0,255),random(0,255),random(0,255),random(0,255)),line(200,200,397,1200),stroke(random(0,255),random(0,255),random(0,255),random(0,255)),line(200,200,393,1200),stroke(random(0,255),random(0,255),random(0,255),random(0,255)),line(200,200,389,1200),stroke(random(0,255),random(0,255),random(0,255),random(0,255)),line(200,200,385,1200),stroke(random(0,255),random(0,255),random(0,255),random(0,255)),line(200,200,381,1200),stroke(random(0,255),random(0,255),random(0,255),random(0,255)),line(200,200,377,1200),stroke(random(0,255),random(0,255),random(0,255),random(0,255)),line(200,200,373,1200),stroke(random(0,255),random(0,255),random(0,255),random(0,255)),line(200,200,370,1200),stroke(random(0,255),random(0,255),random(0,255),random(0,255)),line(200,200,366,1200),stroke(random(0,255),random(0,255),random(0,255),random(0,255)),line(200,200,362,1200),stroke(random(0,255),random(0,255),random(0,255),random(0,255)),line(200,200,359,1200),stroke(random(0,255),random(0,255),random(0,255),random(0,255)),line(200,200,355,1200),stroke(random(0,255),random(0,255),random(0,255),random(0,255)),line(200,200,352,1200),stroke(random(0,255),random(0,255),random(0,255),random(0,255)),line(200,200,348,1200),stroke(random(0,255),random(0,255),random(0,255),random(0,255)),line(200,200,345,1200),stroke(random(0,255),random(0,255),random(0,255),random(0,255)),line(200,200,341,1200),stroke(random(0,255),random(0,255),random(0,255),random(0,255)),line(200,200,338,1200),stroke(random(0,255),random(0,255),random(0,255),random(0,255)),line(200,200,334,1200),stroke(random(0,255),random(0,255),random(0,255),random(0,255)),line(200,200,331,1200),stroke(random(0,255),random(0,255),random(0,255),random(0,255)),line(200,200,328,1200),stroke(random(0,255),random(0,255),random(0,255),random(0,255)),line(200,200,324,1200),stroke(random(0,255),random(0,255),random(0,255),random(0,255)),line(200,200,321,1200),stroke(random(0,255),random(0,255),random(0,255),random(0,255)),line(200,200,318,1200),stroke(random(0,255),random(0,255),random(0,255),random(0,255)),line(200,200,315,1200),stroke(random(0,255),random(0,255),random(0,255),random(0,255)),line(200,200,312,1200),stroke(random(0,255),random(0,255),random(0,255),random(0,255)),line(200,200,309,1200),stroke(random(0,255),random(0,255),random(0,255),random(0,255)),line(200,200,305,1200),stroke(random(0,255),random(0,255),random(0,255),random(0,255)),line(200,200,302,1200),stroke(random(0,255),random(0,255),random(0,255),random(0,255)),line(200,200,299,1200),stroke(random(0,255),random(0,255),random(0,255),random(0,255)),line(200,200,296,1200),stroke(random(0,255),random(0,255),random(0,255),random(0,255)),line(200,200,293,1200),stroke(random(0,255),random(0,255),random(0,255),random(0,255)),line(200,200,290,1200),stroke(random(0,255),random(0,255),random(0,255),random(0,255)),line(200,200,288,1200),stroke(random(0,255),random(0,255),random(0,255),random(0,255)),line(200,200,285,1200),stroke(random(0,255),random(0,255),random(0,255),random(0,255)),line(200,200,282,1200),stroke(random(0,255),random(0,255),random(0,255),random(0,255)),line(200,200,279,1200),stroke(random(0,255),random(0,255),random(0,255),random(0,255)),line(200,200,276,1200),stroke(random(0,255),random(0,255),random(0,255),random(0,255)),line(200,200,273,1200),stroke(random(0,255),random(0,255),random(0,255),random(0,255)),line(200,200,271,1200),stroke(random(0,255),random(0,255),random(0,255),random(0,255)),line(200,200,268,1200),stroke(random(0,255),random(0,255),random(0,255),random(0,255)),line(200,200,265,1200),stroke(random(0,255),random(0,255),random(0,255),random(0,255)),line(200,200,263,1200),stroke(random(0,255),random(0,255),random(0,255),random(0,255)),line(200,200,260,1200),stroke(random(0,255),random(0,255),random(0,255),random(0,255)),line(200,200,257,1200),stroke(random(0,255),random(0,255),random(0,255),random(0,255)),line(200,200,255,1200),stroke(random(0,255),random(0,255),random(0,255),random(0,255)),line(200,200,252,1200),stroke(random(0,255),random(0,255),random(0,255),random(0,255)),line(200,200,250,1200),stroke(random(0,255),random(0,255),random(0,255),random(0,255)),line(200,200,247,1200),stroke(random(0,255),random(0,255),random(0,255),random(0,255)),line(200,200,245,1200),stroke(random(0,255),random(0,255),random(0,255),random(0,255)),line(200,200,242,1200),stroke(random(0,255),random(0,255),random(0,255),random(0,255)),line(200,200,240,1200),stroke(random(0,255),random(0,255),random(0,255),random(0,255)),line(200,200,238,1200),stroke(random(0,255),random(0,255),random(0,255),random(0,255)),line(200,200,235,1200),stroke(random(0,255),random(0,255),random(0,255),random(0,255)),line(200,200,233,1200),stroke(random(0,255),random(0,255),random(0,255),random(0,255)),line(200,200,231,1200),stroke(random(0,255),random(0,255),random(0,255),random(0,255)),line(200,200,228,1200),stroke(random(0,255),random(0,255),random(0,255),random(0,255)),line(200,200,226,1200),stroke(random(0,255),random(0,255),random(0,255),random(0,255)),line(200,200,224,1200),stroke(random(0,255),random(0,255),random(0,255),random(0,255)),line(200,200,221,1200),stroke(random(0,255),random(0,255),random(0,255),random(0,255)),line(200,200,219,1200),stroke(random(0,255),random(0,255),random(0,255),random(0,255)),line(200,200,217,1200),stroke(random(0,255),random(0,255),random(0,255),random(0,255)),line(200,200,215,1200),stroke(random(0,255),random(0,255),random(0,255),random(0,255)),line(200,200,213,1200),stroke(random(0,255),random(0,255),random(0,255),random(0,255)),line(200,200,211,1200),stroke(random(0,255),random(0,255),random(0,255),random(0,255)),line(200,200,208,1200),stroke(random(0,255),random(0,255),random(0,255),random(0,255)),line(200,200,206,1200),stroke(random(0,255),random(0,255),random(0,255),random(0,255)),line(200,200,204,1200),stroke(random(0,255),random(0,255),random(0,255),random(0,255)),line(200,200,202,1200),stroke(random(0,255),random(0,255),random(0,255),random(0,255)),line(200,200,200,1200),line(200,200,0,1200),line(200,200,2,1200),line(200,200,4,1200),line(200,200,6,1200),line(200,200,8,1200),line(200,200,10,1200),line(200,200,12,1200),line(200,200,14,1200),line(200,200,16,1200),line(200,200,18,1200),line(200,200,20,1200),line(200,200,22,1200),line(200,200,24,1200),line(200,200,26,1200),line(200,200,28,1200),line(200,200,30,1200),line(200,200,32,1200),line(200,200,34,1200),line(200,200,36,1200),line(200,200,38,1200),line(200,200,40,1200),line(200,200,42,1200),line(200,200,44,1200),line(200,200,46,1200),line(200,200,48,1200),line(200,200,50,1200),line(200,200,52,1200),line(200,200,54,1200),line(200,200,56,1200),line(200,200,58,1200),line(200,200,60,1200),line(200,200,62,1200),line(200,200,64,1200),line(200,200,66,1200),line(200,200,68,1200),line(200,200,70,1200),line(200,200,72,1200),line(200,200,74,1200),line(200,200,76,1200),line(200,200,78,1200),line(200,200,80,1200),line(200,200,82,1200),line(200,200,84,1200),line(200,200,86,1200),line(200,200,88,1200),line(200,200,90,1200),line(200,200,92,1200),line(200,200,94,1200),line(200,200,96,1200),line(200,200,98,1200),line(200,200,100,1200),line(200,200,102,1200),line(200,200,104,1200),line(200,200,106,1200),line(200,200,108,1200),line(200,200,110,1200),line(200,200,112,1200),line(200,200,114,1200),line(200,200,116,1200),line(200,200,118,1200),line(200,200,120,1200),line(200,200,122,1200),line(200,200,124,1200),line(200,200,126,1200),line(200,200,128,1200),line(200,200,130,1200),line(200,200,132,1200),line(200,200,134,1200),line(200,200,136,1200),line(200,200,138,1200),line(200,200,140,1200),line(200,200,142,1200),line(200,200,144,1200),line(200,200,146,1200),line(200,200,148,1200),line(200,200,150,1200),line(200,200,152,1200),line(200,200,154,1200),line(200,200,156,1200),line(200,200,158,1200),line(200,200,160,1200),line(200,200,162,1200),line(200,200,164,1200),line(200,200,166,1200),line(200,200,168,1200),line(200,200,170,1200),line(200,200,172,1200),line(200,200,174,1200),line(200,200,176,1200),line(200,200,178,1200),line(200,200,180,1200),line(200,200,182,1200),line(200,200,184,1200),line(200,200,186,1200),line(200,200,188,1200),line(200,200,190,1200),line(200,200,192,1200),line(200,200,194,1200),line(200,200,196,1200),line(200,200,198,1200),line(200,200,200,1200),line(200,200,0,1200),line(200,200,0,1198),line(200,200,0,1196),line(200,200,0,1194),line(200,200,0,1192),line(200,200,0,1190),line(200,200,0,1188),line(200,200,0,1186),line(200,200,0,1184),line(200,200,0,1182),line(200,200,0,1180),line(200,200,0,1178),line(200,200,0,1176),line(200,200,0,1174),line(200,200,0,1172),line(200,200,0,1170),line(200,200,0,1168),line(200,200,0,1166),line(200,200,0,1164),line(200,200,0,1162),line(200,200,0,1160),line(200,200,0,1158),line(200,200,0,1156),line(200,200,0,1154),line(200,200,0,1152),line(200,200,0,1150),line(200,200,0,1148),line(200,200,0,1146),line(200,200,0,1144),line(200,200,0,1142),line(200,200,0,1140),line(200,200,0,1138),line(200,200,0,1136),line(200,200,0,1134),line(200,200,0,1132),line(200,200,0,1130),line(200,200,0,1128),line(200,200,0,1126),line(200,200,0,1124),line(200,200,0,1122),line(200,200,0,1120),line(200,200,0,1118),line(200,200,0,1116),line(200,200,0,1114),line(200,200,0,1112),line(200,200,0,1110),line(200,200,0,1108),line(200,200,0,1106),line(200,200,0,1104),line(200,200,0,1102),line(200,200,0,1100),line(200,200,0,1098),line(200,200,0,1096),line(200,200,0,1094),line(200,200,0,1092),line(200,200,0,1090),line(200,200,0,1088),line(200,200,0,1086),line(200,200,0,1084),line(200,200,0,1082),line(200,200,0,1080),line(200,200,0,1078),line(200,200,0,1076),line(200,200,0,1074),line(200,200,0,1072),line(200,200,0,1070),line(200,200,0,1068),line(200,200,0,1066),line(200,200,0,1064),line(200,200,0,1062),line(200,200,0,1060),line(200,200,0,1058),line(200,200,0,1056),line(200,200,0,1054),line(200,200,0,1052),line(200,200,0,1050),line(200,200,0,1048),line(200,200,0,1046),line(200,200,0,1044),line(200,200,0,1042),line(200,200,0,1040),line(200,200,0,1038),line(200,200,0,1036),line(200,200,0,1034),line(200,200,0,1032),line(200,200,0,1030),line(200,200,0,1028),line(200,200,0,1026),line(200,200,0,1024),line(200,200,0,1022),line(200,200,0,1020),line(200,200,0,1018),line(200,200,0,1016),line(200,200,0,1014),line(200,200,0,1012),line(200,200,0,1010),line(200,200,0,1008),line(200,200,0,1006),line(200,200,0,1004),line(200,200,0,1002),line(200,200,0,1e3),line(200,200,0,998),line(200,200,0,996),line(200,200,0,994),line(200,200,0,992),line(200,200,0,990),line(200,200,0,988),line(200,200,0,986),line(200,200,0,984),line(200,200,0,982),line(200,200,0,980),line(200,200,0,978),line(200,200,0,976),line(200,200,0,974),line(200,200,0,972),line(200,200,0,970),line(200,200,0,968),line(200,200,0,966),line(200,200,0,964),line(200,200,0,962),line(200,200,0,960),line(200,200,0,958),line(200,200,0,956),line(200,200,0,954),line(200,200,0,952),line(200,200,0,950),line(200,200,0,948),line(200,200,0,946),line(200,200,0,944),line(200,200,0,942),line(200,200,0,940),line(200,200,0,938),line(200,200,0,936),line(200,200,0,934),line(200,200,0,932),line(200,200,0,930),line(200,200,0,928),line(200,200,0,926),line(200,200,0,924),line(200,200,0,922),line(200,200,0,920),line(200,200,0,918),line(200,200,0,916),line(200,200,0,914),line(200,200,0,912),line(200,200,0,910),line(200,200,0,908),line(200,200,0,906),line(200,200,0,904),line(200,200,0,902),line(200,200,0,900),line(200,200,0,898),line(200,200,0,896),line(200,200,0,894),line(200,200,0,892),line(200,200,0,890),line(200,200,0,888),line(200,200,0,886),line(200,200,0,884),line(200,200,0,882),line(200,200,0,880),line(200,200,0,878),line(200,200,0,876),line(200,200,0,874),line(200,200,0,872),line(200,200,0,870),line(200,200,0,868),line(200,200,0,866),line(200,200,0,864),line(200,200,0,862),line(200,200,0,860),line(200,200,0,858),line(200,200,0,856),line(200,200,0,854),line(200,200,0,852),line(200,200,0,850),line(200,200,0,848),line(200,200,0,846),line(200,200,0,844),line(200,200,0,842),line(200,200,0,840),line(200,200,0,838),line(200,200,0,836),line(200,200,0,834),line(200,200,0,832),line(200,200,0,830),line(200,200,0,828),line(200,200,0,826),line(200,200,0,824),line(200,200,0,822),line(200,200,0,820),line(200,200,0,818),line(200,200,0,816),line(200,200,0,814),line(200,200,0,812),line(200,200,0,810),line(200,200,0,808),line(200,200,0,806),line(200,200,0,804),line(200,200,0,802),line(200,200,0,800),line(200,200,0,798),line(200,200,0,796),line(200,200,0,794),line(200,200,0,792),line(200,200,0,790),line(200,200,0,788),stroke(random(0,255),random(0,255),random(0,255),random(0,255)),line(200,200,200,25),stroke(random(0,255),random(0,255),random(0,255),random(0,255)),line(200,200,201,25),stroke(random(0,255),random(0,255),random(0,255),random(0,255)),line(200,200,202,25),stroke(random(0,255),random(0,255),random(0,255),random(0,255)),line(200,200,203,25),stroke(random(0,255),random(0,255),random(0,255),random(0,255)),line(200,200,204,25),stroke(random(0,255),random(0,255),random(0,255),random(0,255)),line(200,200,205,25),stroke(random(0,255),random(0,255),random(0,255),random(0,255)),line(200,200,206,25),stroke(random(0,255),random(0,255),random(0,255),random(0,255)),line(200,200,207,25),stroke(random(0,255),random(0,255),random(0,255),random(0,255)),line(200,200,208,25),stroke(random(0,255),random(0,255),random(0,255),random(0,255)),line(200,200,209,25),stroke(random(0,255),random(0,255),random(0,255),random(0,255)),line(200,200,210,25),stroke(random(0,255),random(0,255),random(0,255),random(0,255)),line(200,200,211,25),stroke(random(0,255),random(0,255),random(0,255),random(0,255)),line(200,200,212,25),stroke(random(0,255),random(0,255),random(0,255),random(0,255)),line(200,200,213,25),stroke(random(0,255),random(0,255),random(0,255),random(0,255)),line(200,200,214,25),stroke(random(0,255),random(0,255),random(0,255),random(0,255)),line(200,200,215,25),stroke(random(0,255),random(0,255),random(0,255),random(0,255)),line(200,200,216,25),stroke(random(0,255),random(0,255),random(0,255),random(0,255)),line(200,200,217,25),stroke(random(0,255),random(0,255),random(0,255),random(0,255)),line(200,200,218,25),stroke(random(0,255),random(0,255),random(0,255),random(0,255)),line(200,200,219,25),stroke(random(0,255),random(0,255),random(0,255),random(0,255)),line(200,200,220,25),stroke(random(0,255),random(0,255),random(0,255),random(0,255)),line(200,200,221,25),stroke(random(0,255),random(0,255),random(0,255),random(0,255)),line(200,200,222,25),stroke(random(0,255),random(0,255),random(0,255),random(0,255)),line(200,200,223,25),stroke(random(0,255),random(0,255),random(0,255),random(0,255)),line(200,200,224,25),stroke(random(0,255),random(0,255),random(0,255),random(0,255)),line(200,200,225,25),stroke(random(0,255),random(0,255),random(0,255),random(0,255)),line(200,200,226,25),stroke(random(0,255),random(0,255),random(0,255),random(0,255)),line(200,200,227,25),stroke(random(0,255),random(0,255),random(0,255),random(0,255)),line(200,200,228,25),stroke(random(0,255),random(0,255),random(0,255),random(0,255)),line(200,200,229,25),stroke(random(0,255),random(0,255),random(0,255),random(0,255)),line(200,200,230,25),stroke(random(0,255),random(0,255),random(0,255),random(0,255)),line(200,200,231,25),stroke(random(0,255),random(0,255),random(0,255),random(0,255)),line(200,200,232,25),stroke(random(0,255),random(0,255),random(0,255),random(0,255)),line(200,200,233,25),stroke(random(0,255),random(0,255),random(0,255),random(0,255)),line(200,200,234,25),stroke(random(0,255),random(0,255),random(0,255),random(0,255)),line(200,200,235,25),stroke(random(0,255),random(0,255),random(0,255),random(0,255)),line(200,200,236,25),stroke(random(0,255),random(0,255),random(0,255),random(0,255)),line(200,200,237,25),stroke(random(0,255),random(0,255),random(0,255),random(0,255)),line(200,200,238,25),stroke(random(0,255),random(0,255),random(0,255),random(0,255)),line(200,200,239,25),stroke(random(0,255),random(0,255),random(0,255),random(0,255)),line(200,200,240,26),stroke(random(0,255),random(0,255),random(0,255),random(0,255)),line(200,200,241,26),stroke(random(0,255),random(0,255),random(0,255),random(0,255)),line(200,200,242,26),stroke(random(0,255),random(0,255),random(0,255),random(0,255)),line(200,200,243,26),stroke(random(0,255),random(0,255),random(0,255),random(0,255)),line(200,200,244,26),stroke(random(0,255),random(0,255),random(0,255),random(0,255)),line(200,200,245,26),stroke(random(0,255),random(0,255),random(0,255),random(0,255)),line(200,200,246,26),stroke(random(0,255),random(0,255),random(0,255),random(0,255)),line(200,200,247,26),stroke(random(0,255),random(0,255),random(0,255),random(0,255)),line(200,200,248,26),stroke(random(0,255),random(0,255),random(0,255),random(0,255)),line(200,200,249,26),stroke(random(0,255),random(0,255),random(0,255),random(0,255)),line(200,200,250,27),stroke(random(0,255),random(0,255),random(0,255),random(0,255)),line(200,200,251,27),stroke(random(0,255),random(0,255),random(0,255),random(0,255)),line(200,200,252,27),stroke(random(0,255),random(0,255),random(0,255),random(0,255)),line(200,200,253,27),stroke(random(0,255),random(0,255),random(0,255),random(0,255)),line(200,200,254,27),stroke(random(0,255),random(0,255),random(0,255),random(0,255)),line(200,200,255,27),stroke(random(0,255),random(0,255),random(0,255),random(0,255)),line(200,200,256,27),stroke(random(0,255),random(0,255),random(0,255),random(0,255)),line(200,200,257,27),stroke(random(0,255),random(0,255),random(0,255),random(0,255)),line(200,200,258,27),stroke(random(0,255),random(0,255),random(0,255),random(0,255)),line(200,201,259,27),stroke(random(0,255),random(0,255),random(0,255),random(0,255)),line(200,200,260,28),stroke(random(0,255),random(0,255),random(0,255),random(0,255)),line(200,200,260,28),stroke(random(0,255),random(0,255),random(0,255),random(0,255)),line(200,200,261,28),stroke(random(0,255),random(0,255),random(0,255),random(0,255)),line(200,200,261,28),stroke(random(0,255),random(0,255),random(0,255),random(0,255)),line(200,200,262,28),stroke(random(0,255),random(0,255),random(0,255),random(0,255)),line(200,200,262,28),stroke(random(0,255),random(0,255),random(0,255),random(0,255)),line(200,200,262,28),stroke(random(0,255),random(0,255),random(0,255),random(0,255)),line(200,200,263,28),stroke(random(0,255),random(0,255),random(0,255),random(0,255)),line(200,200,263,28),stroke(random(0,255),random(0,255),random(0,255),random(0,255)),line(200,200,264,28),stroke(random(0,255),random(0,255),random(0,255),random(0,255)),line(200,200,264,29),stroke(random(0,255),random(0,255),random(0,255),random(0,255)),line(200,200,264,29),stroke(random(0,255),random(0,255),random(0,255),random(0,255)),line(200,200,265,29),stroke(random(0,255),random(0,255),random(0,255),random(0,255)),line(200,200,265,29),stroke(random(0,255),random(0,255),random(0,255),random(0,255)),line(200,200,266,29),stroke(random(0,255),random(0,255),random(0,255),random(0,255)),line(200,200,266,29),stroke(random(0,255),random(0,255),random(0,255),random(0,255)),line(200,200,266,29),stroke(random(0,255),random(0,255),random(0,255),random(0,255)),line(200,200,267,29),stroke(random(0,255),random(0,255),random(0,255),random(0,255)),line(200,200,267,29),stroke(random(0,255),random(0,255),random(0,255),random(0,255)),line(200,200,268,29),stroke(random(0,255),random(0,255),random(0,255),random(0,255)),line(200,200,268,30),stroke(random(0,255),random(0,255),random(0,255),random(0,255)),line(200,200,268,30),stroke(random(0,255),random(0,255),random(0,255),random(0,255)),line(200,200,269,30),stroke(random(0,255),random(0,255),random(0,255),random(0,255)),line(200,200,269,30),stroke(random(0,255),random(0,255),random(0,255),random(0,255)),line(200,200,270,30),stroke(random(0,255),random(0,255),random(0,255),random(0,255)),line(200,200,270,30),stroke(random(0,255),random(0,255),random(0,255),random(0,255)),line(200,200,270,30),stroke(random(0,255),random(0,255),random(0,255),random(0,255)),line(200,200,271,30),stroke(random(0,255),random(0,255),random(0,255),random(0,255)),line(200,200,271,30),stroke(random(0,255),random(0,255),random(0,255),random(0,255)),line(200,200,272,30),stroke(random(0,255),random(0,255),random(0,255),random(0,255)),line(200,200,272,31),stroke(random(0,255),random(0,255),random(0,255),random(0,255)),line(200,200,272,31),stroke(random(0,255),random(0,255),random(0,255),random(0,255)),line(200,200,273,31),stroke(random(0,255),random(0,255),random(0,255),random(0,255)),line(200,200,273,31),stroke(random(0,255),random(0,255),random(0,255),random(0,255));line(200,200,274,31),stroke(random(0,255),random(0,255),random(0,255),random(0,255)),line(200,200,274,32),stroke(random(0,255),random(0,255),random(0,255),random(0,255)),line(200,200,274,32),stroke(random(0,255),random(0,255),random(0,255),random(0,255)),line(200,200,275,32),stroke(random(0,255),random(0,255),random(0,255),random(0,255)),line(200,200,275,32),stroke(random(0,255),random(0,255),random(0,255),random(0,255)),line(200,200,276,32),stroke(random(0,255),random(0,255),random(0,255),random(0,255)),line(200,200,276,33),stroke(random(0,255),random(0,255),random(0,255),random(0,255)),line(200,200,276,33),stroke(random(0,255),random(0,255),random(0,255),random(0,255)),line(200,200,277,33),stroke(random(0,255),random(0,255),random(0,255),random(0,255)),line(200,200,277,33),stroke(random(0,255),random(0,255),random(0,255),random(0,255)),line(200,200,278,33),stroke(random(0,255),random(0,255),random(0,255),random(0,255)),line(200,200,278,34),stroke(random(0,255),random(0,255),random(0,255),random(0,255)),line(200,200,278,34),stroke(random(0,255),random(0,255),random(0,255),random(0,255)),line(200,200,279,34),stroke(random(0,255),random(0,255),random(0,255),random(0,255)),line(200,200,279,34),stroke(random(0,255),random(0,255),random(0,255),random(0,255)),line(200,200,280,34),stroke(random(0,255),random(0,255),random(0,255),random(0,255)),line(200,200,280,35),stroke(random(0,255),random(0,255),random(0,255),random(0,255)),line(200,200,280,35),stroke(random(0,255),random(0,255),random(0,255),random(0,255)),line(200,200,281,35),stroke(random(0,255),random(0,255),random(0,255),random(0,255)),line(200,200,281,35),stroke(random(0,255),random(0,255),random(0,255),random(0,255)),line(200,200,282,35),stroke(random(0,255),random(0,255),random(0,255),random(0,255)),line(200,200,282,36),stroke(random(0,255),random(0,255),random(0,255),random(0,255)),line(200,200,282,36),stroke(random(0,255),random(0,255),random(0,255),random(0,255)),line(200,200,283,36),stroke(random(0,255),random(0,255),random(0,255),random(0,255)),line(200,200,283,36),stroke(random(0,255),random(0,255),random(0,255),random(0,255)),line(200,200,284,36),stroke(random(0,255),random(0,255),random(0,255),random(0,255)),line(200,200,284,36),stroke(random(0,255),random(0,255),random(0,255),random(0,255)),line(200,200,284,36),stroke(random(0,255),random(0,255),random(0,255),random(0,255)),line(200,200,285,37),stroke(random(0,255),random(0,255),random(0,255),random(0,255)),line(200,200,285,37),stroke(random(0,255),random(0,255),random(0,255),random(0,255)),line(200,200,286,37),stroke(random(0,255),random(0,255),random(0,255),random(0,255)),line(200,200,286,37),stroke(random(0,255),random(0,255),random(0,255),random(0,255)),line(200,200,286,37),stroke(random(0,255),random(0,255),random(0,255),random(0,255)),line(200,200,287,38),stroke(random(0,255),random(0,255),random(0,255),random(0,255)),line(200,200,287,38),stroke(random(0,255),random(0,255),random(0,255),random(0,255)),line(200,200,288,38),stroke(random(0,255),random(0,255),random(0,255),random(0,255)),line(200,200,288,38),stroke(random(0,255),random(0,255),random(0,255),random(0,255)),line(200,200,288,38),stroke(random(0,255),random(0,255),random(0,255),random(0,255)),line(200,200,289,39),stroke(random(0,255),random(0,255),random(0,255),random(0,255)),line(200,200,289,39),stroke(random(0,255),random(0,255),random(0,255),random(0,255)),line(200,200,290,39),stroke(random(0,255),random(0,255),random(0,255),random(0,255)),line(200,200,290,39),stroke(random(0,255),random(0,255),random(0,255),random(0,255)),line(200,200,290,39),stroke(random(0,255),random(0,255),random(0,255),random(0,255)),line(200,200,291,40),stroke(random(0,255),random(0,255),random(0,255),random(0,255)),line(200,200,291,40),stroke(random(0,255),random(0,255),random(0,255),random(0,255)),line(200,200,292,40),stroke(random(0,255),random(0,255),random(0,255),random(0,255)),line(200,200,292,40),stroke(random(0,255),random(0,255),random(0,255),random(0,255)),line(200,200,292,40),stroke(random(0,255),random(0,255),random(0,255),random(0,255)),line(200,200,293,41),stroke(random(0,255),random(0,255),random(0,255),random(0,255)),line(200,200,293,41),stroke(random(0,255),random(0,255),random(0,255),random(0,255)),line(200,200,294,41),stroke(random(0,255),random(0,255),random(0,255),random(0,255)),line(200,200,294,41),stroke(random(0,255),random(0,255),random(0,255),random(0,255)),line(200,200,294,41),stroke(random(0,255),random(0,255),random(0,255),random(0,255)),line(200,200,295,42),stroke(random(0,255),random(0,255),random(0,255),random(0,255)),line(200,200,295,42),stroke(random(0,255),random(0,255),random(0,255),random(0,255)),line(200,200,296,42),stroke(random(0,255),random(0,255),random(0,255),random(0,255)),line(200,200,296,42),stroke(random(0,255),random(0,255),random(0,255),random(0,255)),line(200,200,296,43),stroke(random(0,255),random(0,255),random(0,255),random(0,255)),line(200,200,297,43),stroke(random(0,255),random(0,255),random(0,255),random(0,255)),line(200,200,297,44),stroke(random(0,255),random(0,255),random(0,255),random(0,255)),line(200,200,298,44),stroke(random(0,255),random(0,255),random(0,255),random(0,255)),line(200,200,298,44),stroke(random(0,255),random(0,255),random(0,255),random(0,255)),line(200,200,298,45),stroke(random(0,255),random(0,255),random(0,255),random(0,255)),line(200,200,299,45),stroke(random(0,255),random(0,255),random(0,255),random(0,255)),line(200,200,299,46),stroke(random(0,255),random(0,255),random(0,255),random(0,255)),line(200,200,300,46),stroke(random(0,255),random(0,255),random(0,255),random(0,255)),line(200,200,300,46),stroke(random(0,255),random(0,255),random(0,255),random(0,255)),line(200,200,300,47),stroke(random(0,255),random(0,255),random(0,255),random(0,255)),line(200,200,301,47),stroke(random(0,255),random(0,255),random(0,255),random(0,255)),line(200,200,301,48),stroke(random(0,255),random(0,255),random(0,255),random(0,255)),line(200,200,302,48),stroke(random(0,255),random(0,255),random(0,255),random(0,255)),line(200,200,302,48),stroke(random(0,255),random(0,255),random(0,255),random(0,255)),line(200,200,302,49),stroke(random(0,255),random(0,255),random(0,255),random(0,255)),line(200,200,303,49),stroke(random(0,255),random(0,255),random(0,255),random(0,255)),line(200,200,303,50),stroke(random(0,255),random(0,255),random(0,255),random(0,255)),line(200,200,304,50),stroke(random(0,255),random(0,255),random(0,255),random(0,255)),line(200,200,304,50),stroke(random(0,255),random(0,255),random(0,255),random(0,255)),line(200,200,304,51),stroke(random(0,255),random(0,255),random(0,255),random(0,255)),line(200,200,305,51),stroke(random(0,255),random(0,255),random(0,255),random(0,255)),line(200,200,305,52),stroke(random(0,255),random(0,255),random(0,255),random(0,255)),line(200,200,306,52),stroke(random(0,255),random(0,255),random(0,255),random(0,255)),line(200,200,306,52),stroke(random(0,255),random(0,255),random(0,255),random(0,255)),line(200,200,306,53),stroke(random(0,255),random(0,255),random(0,255),random(0,255)),line(200,200,307,53),stroke(random(0,255),random(0,255),random(0,255),random(0,255)),line(200,200,307,54),stroke(random(0,255),random(0,255),random(0,255),random(0,255)),line(200,200,308,54),stroke(random(0,255),random(0,255),random(0,255),random(0,255)),line(200,200,308,54),stroke(random(0,255),random(0,255),random(0,255),random(0,255)),line(200,200,308,55),stroke(random(0,255),random(0,255),random(0,255),random(0,255)),line(200,200,309,55),stroke(random(0,255),random(0,255),random(0,255),random(0,255)),line(200,200,309,56),stroke(random(0,255),random(0,255),random(0,255),random(0,255)),line(200,200,310,56),stroke(random(0,255),random(0,255),random(0,255),random(0,255)),line(200,200,310,56),stroke(random(0,255),random(0,255),random(0,255),random(0,255)),line(200,200,310,57),stroke(random(0,255),random(0,255),random(0,255),random(0,255)),line(200,200,311,57),stroke(random(0,255),random(0,255),random(0,255),random(0,255)),line(200,200,311,58),stroke(random(0,255),random(0,255),random(0,255),random(0,255)),line(200,200,312,58),stroke(random(0,255),random(0,255),random(0,255),random(0,255)),line(200,200,312,58),stroke(random(0,255),random(0,255),random(0,255),random(0,255)),line(200,200,312,59),stroke(random(0,255),random(0,255),random(0,255),random(0,255)),line(200,200,313,59),stroke(random(0,255),random(0,255),random(0,255),random(0,255)),line(200,200,313,60),stroke(random(0,255),random(0,255),random(0,255),random(0,255)),line(200,200,314,60),stroke(random(0,255),random(0,255),random(0,255),random(0,255)),line(200,200,314,60),stroke(random(0,255),random(0,255),random(0,255),random(0,255)),line(200,200,314,61),stroke(random(0,255),random(0,255),random(0,255),random(0,255)),line(200,200,315,61),stroke(random(0,255),random(0,255),random(0,255),random(0,255)),line(200,200,315,62),stroke(random(0,255),random(0,255),random(0,255),random(0,255)),line(200,200,316,62),stroke(random(0,255),random(0,255),random(0,255),random(0,255)),line(200,200,316,62),stroke(random(0,255),random(0,255),random(0,255),random(0,255)),line(200,200,316,63),stroke(random(0,255),random(0,255),random(0,255),random(0,255)),line(200,200,317,63),stroke(random(0,255),random(0,255),random(0,255),random(0,255)),line(200,200,317,64),stroke(random(0,255),random(0,255),random(0,255),random(0,255)),line(200,200,318,64),stroke(random(0,255),random(0,255),random(0,255),random(0,255)),line(200,200,318,64),stroke(random(0,255),random(0,255),random(0,255),random(0,255)),line(200,200,318,65),stroke(random(0,255),random(0,255),random(0,255),random(0,255)),line(200,200,319,65),stroke(random(0,255),random(0,255),random(0,255),random(0,255)),line(200,200,319,66),stroke(random(0,255),random(0,255),random(0,255),random(0,255)),line(200,200,320,66),stroke(random(0,255),random(0,255),random(0,255),random(0,255)),line(200,200,320,66),stroke(random(0,255),random(0,255),random(0,255),random(0,255)),line(200,200,320,67),stroke(random(0,255),random(0,255),random(0,255),random(0,255)),line(200,200,321,67),stroke(random(0,255),random(0,255),random(0,255),random(0,255)),line(200,200,321,68),stroke(random(0,255),random(0,255),random(0,255),random(0,255)),line(200,200,322,68),stroke(random(0,255),random(0,255),random(0,255),random(0,255)),line(200,200,322,68),stroke(random(0,255),random(0,255),random(0,255),random(0,255)),line(200,200,322,69),stroke(random(0,255),random(0,255),random(0,255),random(0,255)),line(200,200,323,69),stroke(random(0,255),random(0,255),random(0,255),random(0,255)),line(200,200,323,70),stroke(random(0,255),random(0,255),random(0,255),random(0,255)),line(200,200,324,70),stroke(random(0,255),random(0,255),random(0,255),random(0,255)),line(200,200,324,70),stroke(random(0,255),random(0,255),random(0,255),random(0,255)),line(200,200,324,71),stroke(random(0,255),random(0,255),random(0,255),random(0,255)),line(200,200,325,71),stroke(random(0,255),random(0,255),random(0,255),random(0,255)),line(200,200,325,72),stroke(random(0,255),random(0,255),random(0,255),random(0,255)),line(200,200,326,72),stroke(random(0,255),random(0,255),random(0,255),random(0,255)),line(200,200,326,72),stroke(random(0,255),random(0,255),random(0,255),random(0,255)),line(200,200,326,73),stroke(random(0,255),random(0,255),random(0,255),random(0,255)),line(200,200,327,73),stroke(random(0,255),random(0,255),random(0,255),random(0,255)),line(200,200,327,74),stroke(random(0,255),random(0,255),random(0,255),random(0,255)),line(200,200,328,74),stroke(random(0,255),random(0,255),random(0,255),random(0,255)),line(200,200,328,74),stroke(random(0,255),random(0,255),random(0,255),random(0,255)),line(200,200,328,75),stroke(random(0,255),random(0,255),random(0,255),random(0,255)),line(200,200,329,75),stroke(random(0,255),random(0,255),random(0,255),random(0,255)),line(200,200,329,76),stroke(random(0,255),random(0,255),random(0,255),random(0,255)),line(200,200,330,76),stroke(random(0,255),random(0,255),random(0,255),random(0,255)),line(200,200,330,76),stroke(random(0,255),random(0,255),random(0,255),random(0,255)),line(200,200,330,77),stroke(random(0,255),random(0,255),random(0,255),random(0,255)),line(200,200,331,77),stroke(random(0,255),random(0,255),random(0,255),random(0,255)),line(200,200,331,78),stroke(random(0,255),random(0,255),random(0,255),random(0,255)),line(200,200,332,78),stroke(random(0,255),random(0,255),random(0,255),random(0,255)),line(200,200,332,78),stroke(random(0,255),random(0,255),random(0,255),random(0,255)),line(200,200,332,79),stroke(random(0,255),random(0,255),random(0,255),random(0,255)),line(200,200,333,79),stroke(random(0,255),random(0,255),random(0,255),random(0,255)),line(200,200,333,80),stroke(random(0,255),random(0,255),random(0,255),random(0,255)),line(200,200,334,80),stroke(random(0,255),random(0,255),random(0,255),random(0,255)),line(200,200,334,80),stroke(random(0,255),random(0,255),random(0,255),random(0,255)),line(200,200,334,81),stroke(random(0,255),random(0,255),random(0,255),random(0,255)),line(200,200,335,81),stroke(random(0,255),random(0,255),random(0,255),random(0,255)),line(200,200,335,82),stroke(random(0,255),random(0,255),random(0,255),random(0,255)),line(200,200,336,82),stroke(random(0,255),random(0,255),random(0,255),random(0,255)),line(200,200,336,82),stroke(random(0,255),random(0,255),random(0,255),random(0,255)),line(200,200,336,83),stroke(random(0,255),random(0,255),random(0,255),random(0,255)),line(200,200,337,83),stroke(random(0,255),random(0,255),random(0,255),random(0,255)),line(200,200,337,84),stroke(random(0,255),random(0,255),random(0,255),random(0,255)),line(200,200,338,84),stroke(random(0,255),random(0,255),random(0,255),random(0,255)),line(200,200,338,84),stroke(random(0,255),random(0,255),random(0,255),random(0,255)),line(200,200,338,85),stroke(random(0,255),random(0,255),random(0,255),random(0,255)),line(200,200,339,85),stroke(random(0,255),random(0,255),random(0,255),random(0,255)),line(200,200,339,86),stroke(random(0,255),random(0,255),random(0,255),random(0,255)),line(200,200,340,86),stroke(random(0,255),random(0,255),random(0,255),random(0,255)),line(200,200,340,86),stroke(random(0,255),random(0,255),random(0,255),random(0,255)),line(200,200,340,87),stroke(random(0,255),random(0,255),random(0,255),random(0,255)),line(200,200,341,87),stroke(random(0,255),random(0,255),random(0,255),random(0,255)),line(200,200,341,88),stroke(random(0,255),random(0,255),random(0,255),random(0,255)),line(200,200,342,88),stroke(random(0,255),random(0,255),random(0,255),random(0,255)),line(200,200,342,88),stroke(random(0,255),random(0,255),random(0,255),random(0,255)),line(200,200,342,89),stroke(random(0,255),random(0,255),random(0,255),random(0,255)),line(200,200,343,89),stroke(random(0,255),random(0,255),random(0,255),random(0,255)),line(200,200,343,90),stroke(random(0,255),random(0,255),random(0,255),random(0,255)),line(200,200,344,90),stroke(random(0,255),random(0,255),random(0,255),random(0,255)),line(200,200,344,90),stroke(random(0,255),random(0,255),random(0,255),random(0,255)),line(200,200,344,91),stroke(random(0,255),random(0,255),random(0,255),random(0,255)),line(200,200,345,91),stroke(random(0,255),random(0,255),random(0,255),random(0,255)),line(200,200,345,92),stroke(random(0,255),random(0,255),random(0,255),random(0,255)),line(200,200,346,92),stroke(random(0,255),random(0,255),random(0,255),random(0,255)),line(200,200,346,92),stroke(random(0,255),random(0,255),random(0,255),random(0,255)),line(200,200,346,93),stroke(random(0,255),random(0,255),random(0,255),random(0,255)),line(200,200,347,93),stroke(random(0,255),random(0,255),random(0,255),random(0,255)),line(200,200,347,94),stroke(random(0,255),random(0,255),random(0,255),random(0,255)),line(200,200,348,94),stroke(random(0,255),random(0,255),random(0,255),random(0,255)),line(200,200,348,94),stroke(random(0,255),random(0,255),random(0,255),random(0,255)),line(200,200,348,95),stroke(random(0,255),random(0,255),random(0,255),random(0,255)),line(200,200,349,95),stroke(random(0,255),random(0,255),random(0,255),random(0,255)),line(200,200,349,96),stroke(random(0,255),random(0,255),random(0,255),random(0,255)),line(200,200,350,96),stroke(random(0,255),random(0,255),random(0,255),random(0,255)),line(200,200,350,96),stroke(random(0,255),random(0,255),random(0,255),random(0,255)),line(200,200,350,97),stroke(random(0,255),random(0,255),random(0,255),random(0,255)),line(200,200,351,97),stroke(random(0,255),random(0,255),random(0,255),random(0,255)),line(200,200,351,98),stroke(random(0,255),random(0,255),random(0,255),random(0,255)),line(200,200,352,98),stroke(random(0,255),random(0,255),random(0,255),random(0,255)),line(200,200,352,98),stroke(random(0,255),random(0,255),random(0,255),random(0,255)),line(200,200,352,99),stroke(random(0,255),random(0,255),random(0,255),random(0,255)),line(200,200,353,99),stroke(random(0,255),random(0,255),random(0,255),random(0,255)),line(200,200,353,100),stroke(random(0,255),random(0,255),random(0,255),random(0,255)),line(200,200,354,100),stroke(random(0,255),random(0,255),random(0,255),random(0,255)),line(200,200,354,100),stroke(random(0,255),random(0,255),random(0,255),random(0,255)),line(200,200,354,101),stroke(random(0,255),random(0,255),random(0,255),random(0,255)),line(200,200,355,101),stroke(random(0,255),random(0,255),random(0,255),random(0,255)),line(200,200,355,102),stroke(random(0,255),random(0,255),random(0,255),random(0,255)),line(200,200,356,102),stroke(random(0,255),random(0,255),random(0,255),random(0,255)),line(200,200,356,103),stroke(random(0,255),random(0,255),random(0,255),random(0,255)),line(200,200,356,103),stroke(random(0,255),random(0,255),random(0,255),random(0,255)),line(200,200,356,104),stroke(random(0,255),random(0,255),random(0,255),random(0,255)),line(200,200,356,104),stroke(random(0,255),random(0,255),random(0,255),random(0,255)),line(200,200,357,105),stroke(random(0,255),random(0,255),random(0,255),random(0,255)),line(200,200,357,105),stroke(random(0,255),random(0,255),random(0,255),random(0,255)),line(200,200,357,106),stroke(random(0,255),random(0,255),random(0,255),random(0,255)),line(200,200,357,106),stroke(random(0,255),random(0,255),random(0,255),random(0,255)),line(200,200,357,107),stroke(random(0,255),random(0,255),random(0,255),random(0,255)),line(200,200,358,107),stroke(random(0,255),random(0,255),random(0,255),random(0,255)),line(200,200,358,108),stroke(random(0,255),random(0,255),random(0,255),random(0,255)),line(200,200,358,108),stroke(random(0,255),random(0,255),random(0,255),random(0,255)),line(200,200,358,109),stroke(random(0,255),random(0,255),random(0,255),random(0,255)),line(200,200,358,109),stroke(random(0,255),random(0,255),random(0,255),random(0,255)),line(200,200,359,110),stroke(random(0,255),random(0,255),random(0,255),random(0,255)),line(200,200,359,110),stroke(random(0,255),random(0,255),random(0,255),random(0,255)),line(200,200,359,111),stroke(random(0,255),random(0,255),random(0,255),random(0,255)),line(200,200,359,111),stroke(random(0,255),random(0,255),random(0,255),random(0,255)),line(200,200,359,112),stroke(random(0,255),random(0,255),random(0,255),random(0,255)),line(200,200,360,112),stroke(random(0,255),random(0,255),random(0,255),random(0,255)),line(200,200,360,113),stroke(random(0,255),random(0,255),random(0,255),random(0,255)),line(200,200,360,113),stroke(random(0,255),random(0,255),random(0,255),random(0,255)),line(200,200,360,114),stroke(random(0,255),random(0,255),random(0,255),random(0,255)),line(200,200,360,114),stroke(random(0,255),random(0,255),random(0,255),random(0,255)),line(200,200,361,115),stroke(random(0,255),random(0,255),random(0,255),random(0,255)),line(200,200,361,115),stroke(random(0,255),random(0,255),random(0,255),random(0,255)),line(200,200,361,116),stroke(random(0,255),random(0,255),random(0,255),random(0,255)),line(200,200,361,116),stroke(random(0,255),random(0,255),random(0,255),random(0,255)),line(200,200,361,117),stroke(random(0,255),random(0,255),random(0,255),random(0,255)),line(200,200,362,117),stroke(random(0,255),random(0,255),random(0,255),random(0,255)),line(200,200,362,118),stroke(random(0,255),random(0,255),random(0,255),random(0,255)),line(200,200,362,118),stroke(random(0,255),random(0,255),random(0,255),random(0,255)),line(200,200,362,119),stroke(random(0,255),random(0,255),random(0,255),random(0,255)),line(200,200,362,119),stroke(random(0,255),random(0,255),random(0,255),random(0,255)),line(200,200,363,120),stroke(random(0,255),random(0,255),random(0,255),random(0,255)),line(200,200,363,120),stroke(random(0,255),random(0,255),random(0,255),random(0,255)),line(200,200,363,121),stroke(random(0,255),random(0,255),random(0,255),random(0,255)),line(200,200,363,121),stroke(random(0,255),random(0,255),random(0,255),random(0,255)),line(200,200,363,122),stroke(random(0,255),random(0,255),random(0,255),random(0,255)),line(200,200,364,122),stroke(random(0,255),random(0,255),random(0,255),random(0,255)),line(200,200,364,123),stroke(random(0,255),random(0,255),random(0,255),random(0,255)),line(200,200,364,123),stroke(random(0,255),random(0,255),random(0,255),random(0,255)),line(200,200,364,124),stroke(random(0,255),random(0,255),random(0,255),random(0,255)),line(200,200,364,124),stroke(random(0,255),random(0,255),random(0,255),random(0,255)),line(200,200,365,125),stroke(random(0,255),random(0,255),random(0,255),random(0,255)),line(200,200,365,125),stroke(random(0,255),random(0,255),random(0,255),random(0,255)),line(200,200,365,126),stroke(random(0,255),random(0,255),random(0,255),random(0,255)),line(200,200,365,126),stroke(random(0,255),random(0,255),random(0,255),random(0,255)),line(200,200,365,127),stroke(random(0,255),random(0,255),random(0,255),random(0,255)),line(200,200,366,127),stroke(random(0,255),random(0,255),random(0,255),random(0,255)),line(200,200,366,128),stroke(random(0,255),random(0,255),random(0,255),random(0,255)),line(200,200,366,129),stroke(random(0,255),random(0,255),random(0,255),random(0,255)),line(200,200,366,129),stroke(random(0,255),random(0,255),random(0,255),random(0,255)),line(200,200,366,130),stroke(random(0,255),random(0,255),random(0,255),random(0,255)),line(200,200,367,131),stroke(random(0,255),random(0,255),random(0,255),random(0,255)),line(200,200,367,132),stroke(random(0,255),random(0,255),random(0,255),random(0,255)),line(200,200,367,132),stroke(random(0,255),random(0,255),random(0,255),random(0,255)),line(200,200,367,133),stroke(random(0,255),random(0,255),random(0,255),random(0,255)),line(200,200,367,134),stroke(random(0,255),random(0,255),random(0,255),random(0,255)),line(200,200,368,135),stroke(random(0,255),random(0,255),random(0,255),random(0,255)),line(200,200,368,135),stroke(random(0,255),random(0,255),random(0,255),random(0,255)),line(200,200,368,136),stroke(random(0,255),random(0,255),random(0,255),random(0,255)),line(200,200,368,137),stroke(random(0,255),random(0,255),random(0,255),random(0,255)),line(200,200,368,138),stroke(random(0,255),random(0,255),random(0,255),random(0,255)),line(200,200,369,138),stroke(random(0,255),random(0,255),random(0,255),random(0,255)),line(200,200,369,139),stroke(random(0,255),random(0,255),random(0,255),random(0,255)),line(200,200,369,140),stroke(random(0,255),random(0,255),random(0,255),random(0,255)),line(200,200,369,141),stroke(random(0,255),random(0,255),random(0,255),random(0,255)),line(200,200,369,141),stroke(random(0,255),random(0,255),random(0,255),random(0,255)),line(200,200,370,142),stroke(random(0,255),random(0,255),random(0,255),random(0,255)),line(200,200,370,143),stroke(random(0,255),random(0,255),random(0,255),random(0,255)),line(200,200,370,144),stroke(random(0,255),random(0,255),random(0,255),random(0,255)),line(200,200,370,144),stroke(random(0,255),random(0,255),random(0,255),random(0,255)),line(200,200,370,145),stroke(random(0,255),random(0,255),random(0,255),random(0,255)),line(200,200,371,146),stroke(random(0,255),random(0,255),random(0,255),random(0,255)),line(200,200,371,147),stroke(random(0,255),random(0,255),random(0,255),random(0,255)),line(200,200,371,147),stroke(random(0,255),random(0,255),random(0,255),random(0,255)),line(200,200,371,148),stroke(random(0,255),random(0,255),random(0,255),random(0,255)),line(200,200,371,149),stroke(random(0,255),random(0,255),random(0,255),random(0,255)),line(200,200,372,150),stroke(random(0,255),random(0,255),random(0,255),random(0,255)),line(200,200,372,150),stroke(random(0,255),random(0,255),random(0,255),random(0,255)),line(200,200,372,151),stroke(random(0,255),random(0,255),random(0,255),random(0,255)),line(200,200,372,152),stroke(random(0,255),random(0,255),random(0,255),random(0,255)),line(200,200,372,153),stroke(random(0,255),random(0,255),random(0,255),random(0,255)),line(200,200,373,153),stroke(random(0,255),random(0,255),random(0,255),random(0,255)),line(200,200,373,154),stroke(random(0,255),random(0,255),random(0,255),random(0,255)),line(200,200,373,155),stroke(random(0,255),random(0,255),random(0,255),random(0,255)),line(200,200,373,156),stroke(random(0,255),random(0,255),random(0,255),random(0,255)),line(200,200,373,156),stroke(random(0,255),random(0,255),random(0,255),random(0,255)),line(200,200,374,157),stroke(random(0,255),random(0,255),random(0,255),random(0,255)),line(200,200,374,158),stroke(random(0,255),random(0,255),random(0,255),random(0,255)),line(200,200,374,159),stroke(random(0,255),random(0,255),random(0,255),random(0,255)),line(200,200,374,159),stroke(random(0,255),random(0,255),random(0,255),random(0,255)),line(200,200,374,160),stroke(random(0,255),random(0,255),random(0,255),random(0,255)),line(200,200,375,161),stroke(random(0,255),random(0,255),random(0,255),random(0,255)),line(200,200,375,162),stroke(random(0,255),random(0,255),random(0,255),random(0,255)),line(200,200,375,162),stroke(random(0,255),random(0,255),random(0,255),random(0,255)),line(200,200,375,163),stroke(random(0,255),random(0,255),random(0,255),random(0,255)),line(200,200,375,164),stroke(random(0,255),random(0,255),random(0,255),random(0,255)),line(200,200,376,165),stroke(random(0,255),random(0,255),random(0,255),random(0,255)),line(200,200,376,165),stroke(random(0,255),random(0,255),random(0,255),random(0,255)),line(200,200,376,166),stroke(random(0,255),random(0,255),random(0,255),random(0,255)),line(200,200,376,167),stroke(random(0,255),random(0,255),random(0,255),random(0,255)),line(200,200,376,168),stroke(random(0,255),random(0,255),random(0,255),random(0,255)),line(200,200,376,168),stroke(random(0,255),random(0,255),random(0,255),random(0,255)),line(200,200,376,169),stroke(random(0,255),random(0,255),random(0,255),random(0,255)),line(200,200,376,170),stroke(random(0,255),random(0,255),random(0,255),random(0,255)),line(200,200,376,171),stroke(random(0,255),random(0,255),random(0,255),random(0,255)),line(200,200,376,171),stroke(random(0,255),random(0,255),random(0,255),random(0,255)),line(200,200,377,172),stroke(random(0,255),random(0,255),random(0,255),random(0,255)),line(200,200,377,173),stroke(random(0,255),random(0,255),random(0,255),random(0,255)),line(200,200,377,174),stroke(random(0,255),random(0,255),random(0,255),random(0,255)),line(200,200,377,174),stroke(random(0,255),random(0,255),random(0,255),random(0,255)),line(200,200,377,175),stroke(random(0,255),random(0,255),random(0,255),random(0,255)),line(200,200,377,176),stroke(random(0,255),random(0,255),random(0,255),random(0,255)),line(200,200,377,177),stroke(random(0,255),random(0,255),random(0,255),random(0,255)),line(200,200,377,177),stroke(random(0,255),random(0,255),random(0,255),random(0,255)),line(200,200,377,178),stroke(random(0,255),random(0,255),random(0,255),random(0,255)),line(200,200,377,179),stroke(random(0,255),random(0,255),random(0,255),random(0,255)),line(200,200,378,180),stroke(random(0,255),random(0,255),random(0,255),random(0,255)),line(200,200,378,180),stroke(random(0,255),random(0,255),random(0,255),random(0,255)),line(200,200,378,181),stroke(random(0,255),random(0,255),random(0,255),random(0,255)),line(200,200,378,182),stroke(random(0,255),random(0,255),random(0,255),random(0,255)),line(200,200,378,183),stroke(random(0,255),random(0,255),random(0,255),random(0,255)),line(200,200,378,183),stroke(random(0,255),random(0,255),random(0,255),random(0,255)),line(200,200,378,184),stroke(random(0,255),random(0,255),random(0,255),random(0,255)),line(200,200,378,185),stroke(random(0,255),random(0,255),random(0,255),random(0,255)),line(200,200,378,186),stroke(random(0,255),random(0,255),random(0,255),random(0,255)),line(200,200,378,186),stroke(random(0,255),random(0,255),random(0,255),random(0,255)),line(200,200,379,187),stroke(random(0,255),random(0,255),random(0,255),random(0,255)),line(200,200,379,188),stroke(random(0,255),random(0,255),random(0,255),random(0,255)),line(200,200,379,189),stroke(random(0,255),random(0,255),random(0,255),random(0,255)),line(200,200,379,189),stroke(random(0,255),random(0,255),random(0,255),random(0,255)),line(200,200,379,190),stroke(random(0,255),random(0,255),random(0,255),random(0,255)),line(200,200,379,191),stroke(random(0,255),random(0,255),random(0,255),random(0,255)),line(200,200,379,192),stroke(random(0,255),random(0,255),random(0,255),random(0,255)),line(200,200,379,192),stroke(random(0,255),random(0,255),random(0,255),random(0,255)),line(200,200,379,193),stroke(random(0,255),random(0,255),random(0,255),random(0,255)),line(200,200,379,194),stroke(random(0,255),random(0,255),random(0,255),random(0,255)),line(200,200,380,195),stroke(random(0,255),random(0,255),random(0,255),random(0,255)),line(200,200,380,195),stroke(random(0,255),random(0,255),random(0,255),random(0,255)),line(200,200,380,196),stroke(random(0,255),random(0,255),random(0,255),random(0,255)),line(200,200,380,197),stroke(random(0,255),random(0,255),random(0,255),random(0,255)),line(200,200,380,198),stroke(random(0,255),random(0,255),random(0,255),random(0,255)),line(200,200,380,198),stroke(random(0,255),random(0,255),random(0,255),random(0,255)),line(200,200,380,199),stroke(random(0,255),random(0,255),random(0,255),random(0,255)),line(200,200,380,200),stroke(random(0,255),random(0,255),random(0,255),random(0,255)),line(200,200,380,200),stroke(random(0,255),random(0,255),random(0,255),random(0,255)),line(200,200,380,201),stroke(random(0,255),random(0,255),random(0,255),random(0,255)),line(200,200,380,202),stroke(random(0,255),random(0,255),random(0,255),random(0,255)),line(200,200,380,202),stroke(random(0,255),random(0,255),random(0,255),random(0,255)),line(200,200,380,203),stroke(random(0,255),random(0,255),random(0,255),random(0,255)),line(200,200,380,204),stroke(random(0,255),random(0,255),random(0,255),random(0,255)),line(200,200,380,205),stroke(random(0,255),random(0,255),random(0,255),random(0,255)),line(200,200,380,205),stroke(random(0,255),random(0,255),random(0,255),random(0,255)),line(200,200,379,206),stroke(random(0,255),random(0,255),random(0,255),random(0,255)),line(200,200,379,207),stroke(random(0,255),random(0,255),random(0,255),random(0,255)),line(200,200,379,208),stroke(random(0,255),random(0,255),random(0,255),random(0,255)),line(200,200,379,208),stroke(random(0,255),random(0,255),random(0,255),random(0,255)),line(200,200,379,209),stroke(random(0,255),random(0,255),random(0,255),random(0,255)),line(200,200,379,210),stroke(random(0,255),random(0,255),random(0,255),random(0,255)),line(200,200,379,211),stroke(random(0,255),random(0,255),random(0,255),random(0,255)),line(200,200,379,211),stroke(random(0,255),random(0,255),random(0,255),random(0,255)),line(200,200,379,212),stroke(random(0,255),random(0,255),random(0,255),random(0,255)),line(200,200,379,213),stroke(random(0,255),random(0,255),random(0,255),random(0,255)),line(200,200,378,214),stroke(random(0,255),random(0,255),random(0,255),random(0,255)),line(200,200,378,214),stroke(random(0,255),random(0,255),random(0,255),random(0,255)),line(200,200,378,215),stroke(random(0,255),random(0,255),random(0,255),random(0,255)),line(200,200,378,216),stroke(random(0,255),random(0,255),random(0,255),random(0,255)),line(200,200,378,217),stroke(random(0,255),random(0,255),random(0,255),random(0,255)),line(200,200,378,217),stroke(random(0,255),random(0,255),random(0,255),random(0,255)),line(200,200,378,218),stroke(random(0,255),random(0,255),random(0,255),random(0,255)),line(200,200,378,219),stroke(random(0,255),random(0,255),random(0,255),random(0,255)),line(200,200,378,220),stroke(random(0,255),random(0,255),random(0,255),random(0,255)),line(200,200,378,220),stroke(random(0,255),random(0,255),random(0,255),random(0,255)),line(200,200,377,221),stroke(random(0,255),random(0,255),random(0,255),random(0,255)),line(200,200,377,222),stroke(random(0,255),random(0,255),random(0,255),random(0,255)),line(200,200,377,223),stroke(random(0,255),random(0,255),random(0,255),random(0,255)),line(200,200,377,223),stroke(random(0,255),random(0,255),random(0,255),random(0,255)),line(200,200,377,224),stroke(random(0,255),random(0,255),random(0,255),random(0,255)),line(200,200,377,225),stroke(random(0,255),random(0,255),random(0,255),random(0,255)),line(200,200,377,226),stroke(random(0,255),random(0,255),random(0,255),random(0,255)),line(200,200,377,226),stroke(random(0,255),random(0,255),random(0,255),random(0,255)),line(200,200,377,227),stroke(random(0,255),random(0,255),random(0,255),random(0,255)),line(200,200,377,228),stroke(random(0,255),random(0,255),random(0,255),random(0,255)),line(200,200,376,229),stroke(random(0,255),random(0,255),random(0,255),random(0,255)),line(200,200,376,229),stroke(random(0,255),random(0,255),random(0,255),random(0,255)),line(200,200,376,230),stroke(random(0,255),random(0,255),random(0,255),random(0,255)),line(200,200,376,231),stroke(random(0,255),random(0,255),random(0,255),random(0,255)),line(200,200,376,232),stroke(random(0,255),random(0,255),random(0,255),random(0,255)),line(200,200,376,232),stroke(random(0,255),random(0,255),random(0,255),random(0,255)),line(200,200,376,233),stroke(random(0,255),random(0,255),random(0,255),random(0,255)),line(200,200,376,234),stroke(random(0,255),random(0,255),random(0,255),random(0,255)),line(200,200,376,235),stroke(random(0,255),random(0,255),random(0,255),random(0,255));line(200,200,376,235),stroke(random(0,255),random(0,255),random(0,255),random(0,255)),line(200,200,375,236),stroke(random(0,255),random(0,255),random(0,255),random(0,255)),line(200,200,375,237),stroke(random(0,255),random(0,255),random(0,255),random(0,255)),line(200,200,375,238),stroke(random(0,255),random(0,255),random(0,255),random(0,255)),line(200,200,375,238),stroke(random(0,255),random(0,255),random(0,255),random(0,255)),line(200,200,375,239),stroke(random(0,255),random(0,255),random(0,255),random(0,255)),line(200,200,374,240),stroke(random(0,255),random(0,255),random(0,255),random(0,255)),line(200,200,374,241),stroke(random(0,255),random(0,255),random(0,255),random(0,255)),line(200,200,374,241),stroke(random(0,255),random(0,255),random(0,255),random(0,255)),line(200,200,374,242),stroke(random(0,255),random(0,255),random(0,255),random(0,255)),line(200,200,374,243),stroke(random(0,255),random(0,255),random(0,255),random(0,255)),line(200,200,373,244),stroke(random(0,255),random(0,255),random(0,255),random(0,255)),line(200,200,373,244),stroke(random(0,255),random(0,255),random(0,255),random(0,255)),line(200,200,373,245),stroke(random(0,255),random(0,255),random(0,255),random(0,255)),line(200,200,373,246),stroke(random(0,255),random(0,255),random(0,255),random(0,255)),line(200,200,373,247),stroke(random(0,255),random(0,255),random(0,255),random(0,255)),line(200,200,372,247),stroke(random(0,255),random(0,255),random(0,255),random(0,255)),line(200,200,372,248),stroke(random(0,255),random(0,255),random(0,255),random(0,255)),line(200,200,372,249),stroke(random(0,255),random(0,255),random(0,255),random(0,255)),line(200,200,372,250),stroke(random(0,255),random(0,255),random(0,255),random(0,255)),line(200,200,372,250),stroke(random(0,255),random(0,255),random(0,255),random(0,255)),line(200,200,371,251),stroke(random(0,255),random(0,255),random(0,255),random(0,255)),line(200,200,371,252),stroke(random(0,255),random(0,255),random(0,255),random(0,255)),line(200,200,371,253),stroke(random(0,255),random(0,255),random(0,255),random(0,255)),line(200,200,371,253),stroke(random(0,255),random(0,255),random(0,255),random(0,255)),line(200,200,371,254),stroke(random(0,255),random(0,255),random(0,255),random(0,255)),line(200,200,370,255),stroke(random(0,255),random(0,255),random(0,255),random(0,255)),line(200,200,370,256),stroke(random(0,255),random(0,255),random(0,255),random(0,255)),line(200,200,370,256),stroke(random(0,255),random(0,255),random(0,255),random(0,255)),line(200,200,370,257),stroke(random(0,255),random(0,255),random(0,255),random(0,255)),line(200,200,370,258),stroke(random(0,255),random(0,255),random(0,255),random(0,255)),line(200,200,369,259),stroke(random(0,255),random(0,255),random(0,255),random(0,255)),line(200,200,369,259),stroke(random(0,255),random(0,255),random(0,255),random(0,255)),line(200,200,369,260),stroke(random(0,255),random(0,255),random(0,255),random(0,255)),line(200,200,369,261),stroke(random(0,255),random(0,255),random(0,255),random(0,255)),line(200,200,369,262),stroke(random(0,255),random(0,255),random(0,255),random(0,255)),line(200,200,368,262),stroke(random(0,255),random(0,255),random(0,255),random(0,255)),line(200,200,368,263),stroke(random(0,255),random(0,255),random(0,255),random(0,255)),line(200,200,368,264),stroke(random(0,255),random(0,255),random(0,255),random(0,255)),line(200,200,368,265),stroke(random(0,255),random(0,255),random(0,255),random(0,255)),line(200,200,368,265),stroke(random(0,255),random(0,255),random(0,255),random(0,255)),line(200,200,367,266),stroke(random(0,255),random(0,255),random(0,255),random(0,255)),line(200,200,367,267),stroke(random(0,255),random(0,255),random(0,255),random(0,255)),line(200,200,367,268),stroke(random(0,255),random(0,255),random(0,255),random(0,255)),line(200,200,367,268),stroke(random(0,255),random(0,255),random(0,255),random(0,255)),line(200,200,367,269),stroke(random(0,255),random(0,255),random(0,255),random(0,255)),line(200,200,366,270),stroke(random(0,255),random(0,255),random(0,255),random(0,255)),line(200,200,366,271),stroke(random(0,255),random(0,255),random(0,255),random(0,255)),line(200,200,366,271),stroke(random(0,255),random(0,255),random(0,255),random(0,255)),line(200,200,366,272),stroke(random(0,255),random(0,255),random(0,255),random(0,255)),line(200,200,366,273),stroke(random(0,255),random(0,255),random(0,255),random(0,255)),line(200,200,365,274),stroke(random(0,255),random(0,255),random(0,255),random(0,255)),line(200,200,365,274),stroke(random(0,255),random(0,255),random(0,255),random(0,255)),line(200,200,365,275),stroke(random(0,255),random(0,255),random(0,255),random(0,255)),line(200,200,365,276),stroke(random(0,255),random(0,255),random(0,255),random(0,255)),line(200,200,365,276),stroke(random(0,255),random(0,255),random(0,255),random(0,255)),line(200,200,364,277),stroke(random(0,255),random(0,255),random(0,255),random(0,255)),line(200,200,364,277),stroke(random(0,255),random(0,255),random(0,255),random(0,255)),line(200,200,364,278),stroke(random(0,255),random(0,255),random(0,255),random(0,255)),line(200,200,364,278),stroke(random(0,255),random(0,255),random(0,255),random(0,255)),line(200,200,364,279),stroke(random(0,255),random(0,255),random(0,255),random(0,255)),line(200,200,363,279),stroke(random(0,255),random(0,255),random(0,255),random(0,255)),line(200,200,363,280),stroke(random(0,255),random(0,255),random(0,255),random(0,255)),line(200,200,363,280),stroke(random(0,255),random(0,255),random(0,255),random(0,255)),line(200,200,363,281),stroke(random(0,255),random(0,255),random(0,255),random(0,255)),line(200,200,363,281),stroke(random(0,255),random(0,255),random(0,255),random(0,255)),line(200,200,362,282),stroke(random(0,255),random(0,255),random(0,255),random(0,255)),line(200,200,362,282),stroke(random(0,255),random(0,255),random(0,255),random(0,255)),line(200,200,362,283),stroke(random(0,255),random(0,255),random(0,255),random(0,255)),line(200,200,362,283),stroke(random(0,255),random(0,255),random(0,255),random(0,255)),line(200,200,362,284),stroke(random(0,255),random(0,255),random(0,255),random(0,255)),line(200,200,361,284),stroke(random(0,255),random(0,255),random(0,255),random(0,255)),line(200,200,361,285),stroke(random(0,255),random(0,255),random(0,255),random(0,255)),line(200,200,361,285),stroke(random(0,255),random(0,255),random(0,255),random(0,255)),line(200,200,361,286),stroke(random(0,255),random(0,255),random(0,255),random(0,255)),line(200,200,361,286),stroke(random(0,255),random(0,255),random(0,255),random(0,255)),line(200,200,360,287),stroke(random(0,255),random(0,255),random(0,255),random(0,255)),line(200,200,360,287),stroke(random(0,255),random(0,255),random(0,255),random(0,255)),line(200,200,360,288),stroke(random(0,255),random(0,255),random(0,255),random(0,255)),line(200,200,360,288),stroke(random(0,255),random(0,255),random(0,255),random(0,255)),line(200,200,360,289),stroke(random(0,255),random(0,255),random(0,255),random(0,255)),line(200,200,359,289),stroke(random(0,255),random(0,255),random(0,255),random(0,255)),line(200,200,359,290),stroke(random(0,255),random(0,255),random(0,255),random(0,255)),line(200,200,359,290),stroke(random(0,255),random(0,255),random(0,255),random(0,255)),line(200,200,359,291),stroke(random(0,255),random(0,255),random(0,255),random(0,255)),line(200,200,359,291),stroke(random(0,255),random(0,255),random(0,255),random(0,255)),line(200,200,358,292),stroke(random(0,255),random(0,255),random(0,255),random(0,255)),line(200,200,358,292),stroke(random(0,255),random(0,255),random(0,255),random(0,255)),line(200,200,358,293),stroke(random(0,255),random(0,255),random(0,255),random(0,255)),line(200,200,358,293),stroke(random(0,255),random(0,255),random(0,255),random(0,255)),line(200,200,358,294),stroke(random(0,255),random(0,255),random(0,255),random(0,255)),line(200,200,357,294),stroke(random(0,255),random(0,255),random(0,255),random(0,255)),line(200,200,357,295),stroke(random(0,255),random(0,255),random(0,255),random(0,255)),line(200,200,357,295),stroke(random(0,255),random(0,255),random(0,255),random(0,255)),line(200,200,357,296),stroke(random(0,255),random(0,255),random(0,255),random(0,255)),line(200,200,357,296),stroke(random(0,255),random(0,255),random(0,255),random(0,255)),line(200,200,356,297),stroke(random(0,255),random(0,255),random(0,255),random(0,255)),line(200,200,356,297),stroke(random(0,255),random(0,255),random(0,255),random(0,255)),line(200,200,356,298),stroke(random(0,255),random(0,255),random(0,255),random(0,255)),line(200,200,356,298),stroke(random(0,255),random(0,255),random(0,255),random(0,255)),line(200,200,356,299),stroke(random(0,255),random(0,255),random(0,255),random(0,255)),line(200,200,355,299),stroke(random(0,255),random(0,255),random(0,255),random(0,255)),line(200,200,355,300),stroke(random(0,255),random(0,255),random(0,255),random(0,255)),line(200,200,354,300),stroke(random(0,255),random(0,255),random(0,255),random(0,255)),line(200,200,354,301),stroke(random(0,255),random(0,255),random(0,255),random(0,255)),line(200,200,354,301),stroke(random(0,255),random(0,255),random(0,255),random(0,255)),line(200,200,353,302),stroke(random(0,255),random(0,255),random(0,255),random(0,255)),line(200,200,353,302),stroke(random(0,255),random(0,255),random(0,255),random(0,255)),line(200,200,352,303),stroke(random(0,255),random(0,255),random(0,255),random(0,255)),line(200,200,352,303),stroke(random(0,255),random(0,255),random(0,255),random(0,255)),line(200,200,352,304),stroke(random(0,255),random(0,255),random(0,255),random(0,255)),line(200,200,351,304),stroke(random(0,255),random(0,255),random(0,255),random(0,255)),line(200,200,351,305),stroke(random(0,255),random(0,255),random(0,255),random(0,255)),line(200,200,350,305),stroke(random(0,255),random(0,255),random(0,255),random(0,255)),line(200,200,350,306),stroke(random(0,255),random(0,255),random(0,255),random(0,255)),line(200,200,350,306),stroke(random(0,255),random(0,255),random(0,255),random(0,255)),line(200,200,349,307),stroke(random(0,255),random(0,255),random(0,255),random(0,255)),line(200,200,349,307),stroke(random(0,255),random(0,255),random(0,255),random(0,255)),line(200,200,348,308),stroke(random(0,255),random(0,255),random(0,255),random(0,255)),line(200,200,348,308),stroke(random(0,255),random(0,255),random(0,255),random(0,255)),line(200,200,348,309),stroke(random(0,255),random(0,255),random(0,255),random(0,255)),line(200,200,347,309),stroke(random(0,255),random(0,255),random(0,255),random(0,255)),line(200,200,347,310),stroke(random(0,255),random(0,255),random(0,255),random(0,255)),line(200,200,346,310),stroke(random(0,255),random(0,255),random(0,255),random(0,255)),line(200,200,346,311),stroke(random(0,255),random(0,255),random(0,255),random(0,255)),line(200,200,346,311),stroke(random(0,255),random(0,255),random(0,255),random(0,255)),line(200,200,345,312),stroke(random(0,255),random(0,255),random(0,255),random(0,255)),line(200,200,345,312),stroke(random(0,255),random(0,255),random(0,255),random(0,255)),line(200,200,344,313),stroke(random(0,255),random(0,255),random(0,255),random(0,255)),line(200,200,344,313),stroke(random(0,255),random(0,255),random(0,255),random(0,255)),line(200,200,344,314),stroke(random(0,255),random(0,255),random(0,255),random(0,255)),line(200,200,343,314),stroke(random(0,255),random(0,255),random(0,255),random(0,255)),line(200,200,343,315),stroke(random(0,255),random(0,255),random(0,255),random(0,255)),line(200,200,342,315),stroke(random(0,255),random(0,255),random(0,255),random(0,255)),line(200,200,342,316),stroke(random(0,255),random(0,255),random(0,255),random(0,255)),line(200,200,342,316),stroke(random(0,255),random(0,255),random(0,255),random(0,255)),line(200,200,341,317),stroke(random(0,255),random(0,255),random(0,255),random(0,255)),line(200,200,341,317),stroke(random(0,255),random(0,255),random(0,255),random(0,255)),line(200,200,340,318),stroke(random(0,255),random(0,255),random(0,255),random(0,255)),line(200,200,340,318),stroke(random(0,255),random(0,255),random(0,255),random(0,255)),line(200,200,340,319),stroke(random(0,255),random(0,255),random(0,255),random(0,255)),line(200,200,339,319),stroke(random(0,255),random(0,255),random(0,255),random(0,255)),line(200,200,339,320),stroke(random(0,255),random(0,255),random(0,255),random(0,255)),line(200,200,338,320),stroke(random(0,255),random(0,255),random(0,255),random(0,255)),line(200,200,338,321),stroke(random(0,255),random(0,255),random(0,255),random(0,255)),line(200,200,338,321),stroke(random(0,255),random(0,255),random(0,255),random(0,255)),line(200,200,337,322),stroke(random(0,255),random(0,255),random(0,255),random(0,255)),line(200,200,337,322),stroke(random(0,255),random(0,255),random(0,255),random(0,255)),line(200,200,336,323),stroke(random(0,255),random(0,255),random(0,255),random(0,255)),line(200,200,336,323),stroke(random(0,255),random(0,255),random(0,255),random(0,255)),line(200,200,336,324),stroke(random(0,255),random(0,255),random(0,255),random(0,255)),line(200,200,335,324),stroke(random(0,255),random(0,255),random(0,255),random(0,255)),line(200,200,335,325),stroke(random(0,255),random(0,255),random(0,255),random(0,255)),line(200,200,334,325),stroke(random(0,255),random(0,255),random(0,255),random(0,255)),line(200,200,334,326),stroke(random(0,255),random(0,255),random(0,255),random(0,255)),line(200,200,334,326),stroke(random(0,255),random(0,255),random(0,255),random(0,255)),line(200,200,333,327),stroke(random(0,255),random(0,255),random(0,255),random(0,255)),line(200,200,333,327),stroke(random(0,255),random(0,255),random(0,255),random(0,255)),line(200,200,332,328),stroke(random(0,255),random(0,255),random(0,255),random(0,255)),line(200,200,332,328),stroke(random(0,255),random(0,255),random(0,255),random(0,255)),line(200,200,332,329),stroke(random(0,255),random(0,255),random(0,255),random(0,255)),line(200,200,331,329),stroke(random(0,255),random(0,255),random(0,255),random(0,255)),line(200,200,331,330),stroke(random(0,255),random(0,255),random(0,255),random(0,255)),line(200,200,330,330),stroke(random(0,255),random(0,255),random(0,255),random(0,255)),line(200,200,330,330),stroke(random(0,255),random(0,255),random(0,255),random(0,255)),line(200,200,330,331),stroke(random(0,255),random(0,255),random(0,255),random(0,255)),line(200,200,329,331),stroke(random(0,255),random(0,255),random(0,255),random(0,255)),line(200,200,329,331),stroke(random(0,255),random(0,255),random(0,255),random(0,255)),line(200,200,328,331),stroke(random(0,255),random(0,255),random(0,255),random(0,255)),line(200,200,328,332),stroke(random(0,255),random(0,255),random(0,255),random(0,255)),line(200,200,328,332),stroke(random(0,255),random(0,255),random(0,255),random(0,255)),line(200,200,327,332),stroke(random(0,255),random(0,255),random(0,255),random(0,255)),line(200,200,327,332),stroke(random(0,255),random(0,255),random(0,255),random(0,255)),line(200,200,326,333),stroke(random(0,255),random(0,255),random(0,255),random(0,255)),line(200,200,326,333),stroke(random(0,255),random(0,255),random(0,255),random(0,255)),line(200,200,326,333),stroke(random(0,255),random(0,255),random(0,255),random(0,255)),line(200,200,325,333),stroke(random(0,255),random(0,255),random(0,255),random(0,255)),line(200,200,325,334),stroke(random(0,255),random(0,255),random(0,255),random(0,255)),line(200,200,324,334),stroke(random(0,255),random(0,255),random(0,255),random(0,255)),line(200,200,324,334),stroke(random(0,255),random(0,255),random(0,255),random(0,255)),line(200,200,324,334),stroke(random(0,255),random(0,255),random(0,255),random(0,255)),line(200,200,323,335),stroke(random(0,255),random(0,255),random(0,255),random(0,255)),line(200,200,323,335),stroke(random(0,255),random(0,255),random(0,255),random(0,255)),line(200,200,322,335),stroke(random(0,255),random(0,255),random(0,255),random(0,255)),line(200,200,322,335),stroke(random(0,255),random(0,255),random(0,255),random(0,255)),line(200,200,322,336),stroke(random(0,255),random(0,255),random(0,255),random(0,255)),line(200,200,321,336),stroke(random(0,255),random(0,255),random(0,255),random(0,255)),line(200,200,321,336),stroke(random(0,255),random(0,255),random(0,255),random(0,255)),line(200,200,320,336),stroke(random(0,255),random(0,255),random(0,255),random(0,255)),line(200,200,320,337),stroke(random(0,255),random(0,255),random(0,255),random(0,255)),line(200,200,320,337),stroke(random(0,255),random(0,255),random(0,255),random(0,255)),line(200,200,319,337),stroke(random(0,255),random(0,255),random(0,255),random(0,255)),line(200,200,319,337),stroke(random(0,255),random(0,255),random(0,255),random(0,255)),line(200,200,318,338),stroke(random(0,255),random(0,255),random(0,255),random(0,255)),line(200,200,318,338),stroke(random(0,255),random(0,255),random(0,255),random(0,255)),line(200,200,318,338),stroke(random(0,255),random(0,255),random(0,255),random(0,255)),line(200,200,317,338),stroke(random(0,255),random(0,255),random(0,255),random(0,255)),line(200,200,317,339),stroke(random(0,255),random(0,255),random(0,255),random(0,255)),line(200,200,316,339),stroke(random(0,255),random(0,255),random(0,255),random(0,255)),line(200,200,316,339),stroke(random(0,255),random(0,255),random(0,255),random(0,255)),line(200,200,316,339),stroke(random(0,255),random(0,255),random(0,255),random(0,255)),line(200,200,315,340),stroke(random(0,255),random(0,255),random(0,255),random(0,255)),line(200,200,315,340),stroke(random(0,255),random(0,255),random(0,255),random(0,255)),line(200,200,314,340),stroke(random(0,255),random(0,255),random(0,255),random(0,255)),line(200,200,314,340),stroke(random(0,255),random(0,255),random(0,255),random(0,255)),line(200,200,314,341),stroke(random(0,255),random(0,255),random(0,255),random(0,255)),line(200,200,313,341),stroke(random(0,255),random(0,255),random(0,255),random(0,255)),line(200,200,313,341),stroke(random(0,255),random(0,255),random(0,255),random(0,255)),line(200,200,312,341),stroke(random(0,255),random(0,255),random(0,255),random(0,255)),line(200,200,312,342),stroke(random(0,255),random(0,255),random(0,255),random(0,255)),line(200,200,312,342),stroke(random(0,255),random(0,255),random(0,255),random(0,255)),line(200,200,311,342),stroke(random(0,255),random(0,255),random(0,255),random(0,255)),line(200,200,311,342),stroke(random(0,255),random(0,255),random(0,255),random(0,255)),line(200,200,310,343),stroke(random(0,255),random(0,255),random(0,255),random(0,255)),line(200,200,310,343),stroke(random(0,255),random(0,255),random(0,255),random(0,255)),line(200,200,310,343),stroke(random(0,255),random(0,255),random(0,255),random(0,255)),line(200,200,309,343),stroke(random(0,255),random(0,255),random(0,255),random(0,255)),line(200,200,309,344),stroke(random(0,255),random(0,255),random(0,255),random(0,255)),line(200,200,308,344),stroke(random(0,255),random(0,255),random(0,255),random(0,255)),line(200,200,308,344),stroke(random(0,255),random(0,255),random(0,255),random(0,255)),line(200,200,308,344),stroke(random(0,255),random(0,255),random(0,255),random(0,255)),line(200,200,307,345),stroke(random(0,255),random(0,255),random(0,255),random(0,255)),line(200,200,307,345),stroke(random(0,255),random(0,255),random(0,255),random(0,255)),line(200,200,306,345),stroke(random(0,255),random(0,255),random(0,255),random(0,255)),line(200,200,306,345),stroke(random(0,255),random(0,255),random(0,255),random(0,255)),line(200,200,306,346),stroke(random(0,255),random(0,255),random(0,255),random(0,255)),line(200,200,305,346),stroke(random(0,255),random(0,255),random(0,255),random(0,255)),line(200,200,305,346),stroke(random(0,255),random(0,255),random(0,255),random(0,255)),line(200,200,304,346),stroke(random(0,255),random(0,255),random(0,255),random(0,255)),line(200,200,304,347),stroke(random(0,255),random(0,255),random(0,255),random(0,255)),line(200,200,304,347),stroke(random(0,255),random(0,255),random(0,255),random(0,255)),line(200,200,303,347),stroke(random(0,255),random(0,255),random(0,255),random(0,255)),line(200,200,303,347),stroke(random(0,255),random(0,255),random(0,255),random(0,255)),line(200,200,302,348),stroke(random(0,255),random(0,255),random(0,255),random(0,255)),line(200,200,302,348),stroke(random(0,255),random(0,255),random(0,255),random(0,255)),line(200,200,302,348),stroke(random(0,255),random(0,255),random(0,255),random(0,255)),line(200,200,301,348),stroke(random(0,255),random(0,255),random(0,255),random(0,255)),line(200,200,301,349),stroke(random(0,255),random(0,255),random(0,255),random(0,255)),line(200,200,300,349),stroke(random(0,255),random(0,255),random(0,255),random(0,255)),line(200,200,300,349),stroke(random(0,255),random(0,255),random(0,255),random(0,255)),line(200,200,300,349),stroke(random(0,255),random(0,255),random(0,255),random(0,255)),line(200,200,299,350),stroke(random(0,255),random(0,255),random(0,255),random(0,255)),line(200,200,299,350),stroke(random(0,255),random(0,255),random(0,255),random(0,255)),line(200,200,298,350),stroke(random(0,255),random(0,255),random(0,255),random(0,255)),line(200,200,298,350),stroke(random(0,255),random(0,255),random(0,255),random(0,255)),line(200,200,298,351),stroke(random(0,255),random(0,255),random(0,255),random(0,255)),line(200,200,297,351),stroke(random(0,255),random(0,255),random(0,255),random(0,255)),line(200,200,297,351),stroke(random(0,255),random(0,255),random(0,255),random(0,255)),line(200,200,296,351),stroke(random(0,255),random(0,255),random(0,255),random(0,255)),line(200,200,296,352),stroke(random(0,255),random(0,255),random(0,255),random(0,255)),line(200,200,296,352),stroke(random(0,255),random(0,255),random(0,255),random(0,255)),line(200,200,295,352),stroke(random(0,255),random(0,255),random(0,255),random(0,255)),line(200,200,295,352),stroke(random(0,255),random(0,255),random(0,255),random(0,255)),line(200,200,294,353),stroke(random(0,255),random(0,255),random(0,255),random(0,255)),line(200,200,294,353),stroke(random(0,255),random(0,255),random(0,255),random(0,255)),line(200,200,294,353),stroke(random(0,255),random(0,255),random(0,255),random(0,255)),line(200,200,293,353),stroke(random(0,255),random(0,255),random(0,255),random(0,255)),line(200,200,293,354),stroke(random(0,255),random(0,255),random(0,255),random(0,255)),line(200,200,292,354),stroke(random(0,255),random(0,255),random(0,255),random(0,255)),line(200,200,292,354),stroke(random(0,255),random(0,255),random(0,255),random(0,255)),line(200,200,292,354),stroke(random(0,255),random(0,255),random(0,255),random(0,255)),line(200,200,291,355),stroke(random(0,255),random(0,255),random(0,255),random(0,255)),line(200,200,291,355),stroke(random(0,255),random(0,255),random(0,255),random(0,255)),line(200,200,290,355),stroke(random(0,255),random(0,255),random(0,255),random(0,255)),line(200,200,290,355),stroke(random(0,255),random(0,255),random(0,255),random(0,255)),line(200,200,290,356),stroke(random(0,255),random(0,255),random(0,255),random(0,255)),line(200,200,289,356),stroke(random(0,255),random(0,255),random(0,255),random(0,255)),line(200,200,289,356),stroke(random(0,255),random(0,255),random(0,255),random(0,255)),line(200,200,288,356),stroke(random(0,255),random(0,255),random(0,255),random(0,255)),line(200,200,288,357),stroke(random(0,255),random(0,255),random(0,255),random(0,255)),line(200,200,288,357),stroke(random(0,255),random(0,255),random(0,255),random(0,255)),line(200,200,287,357),stroke(random(0,255),random(0,255),random(0,255),random(0,255)),line(200,200,287,357),stroke(random(0,255),random(0,255),random(0,255),random(0,255)),line(200,200,286,358),stroke(random(0,255),random(0,255),random(0,255),random(0,255)),line(200,200,286,358),stroke(random(0,255),random(0,255),random(0,255),random(0,255)),line(200,200,286,358),stroke(random(0,255),random(0,255),random(0,255),random(0,255)),line(200,200,285,358),stroke(random(0,255),random(0,255),random(0,255),random(0,255)),line(200,200,285,359),stroke(random(0,255),random(0,255),random(0,255),random(0,255)),line(200,200,284,359),stroke(random(0,255),random(0,255),random(0,255),random(0,255)),line(200,200,284,359),stroke(random(0,255),random(0,255),random(0,255),random(0,255)),line(200,200,284,359),stroke(random(0,255),random(0,255),random(0,255),random(0,255)),line(200,200,283,360),stroke(random(0,255),random(0,255),random(0,255),random(0,255)),line(200,200,283,360),stroke(random(0,255),random(0,255),random(0,255),random(0,255)),line(200,200,282,360),stroke(random(0,255),random(0,255),random(0,255),random(0,255)),line(200,200,282,360),stroke(random(0,255),random(0,255),random(0,255),random(0,255)),line(200,200,282,361),stroke(random(0,255),random(0,255),random(0,255),random(0,255)),line(200,200,281,361),stroke(random(0,255),random(0,255),random(0,255),random(0,255)),line(200,200,281,361),stroke(random(0,255),random(0,255),random(0,255),random(0,255)),line(200,200,280,361),stroke(random(0,255),random(0,255),random(0,255),random(0,255)),line(200,200,280,362),stroke(random(0,255),random(0,255),random(0,255),random(0,255)),line(200,200,280,362),stroke(random(0,255),random(0,255),random(0,255),random(0,255)),line(200,200,279,362),stroke(random(0,255),random(0,255),random(0,255),random(0,255)),line(200,200,279,362),stroke(random(0,255),random(0,255),random(0,255),random(0,255)),line(200,200,278,363),stroke(random(0,255),random(0,255),random(0,255),random(0,255)),line(200,200,278,363),stroke(random(0,255),random(0,255),random(0,255),random(0,255)),line(200,200,278,363),stroke(random(0,255),random(0,255),random(0,255),random(0,255)),line(200,200,277,363),stroke(random(0,255),random(0,255),random(0,255),random(0,255)),line(200,200,277,364),stroke(random(0,255),random(0,255),random(0,255),random(0,255)),line(200,200,276,364),stroke(random(0,255),random(0,255),random(0,255),random(0,255)),line(200,200,276,364),stroke(random(0,255),random(0,255),random(0,255),random(0,255)),line(200,200,276,364),stroke(random(0,255),random(0,255),random(0,255),random(0,255)),line(200,200,275,365),stroke(random(0,255),random(0,255),random(0,255),random(0,255)),line(200,200,275,365),stroke(random(0,255),random(0,255),random(0,255),random(0,255)),line(200,200,274,365),stroke(random(0,255),random(0,255),random(0,255),random(0,255)),line(200,200,274,365),stroke(random(0,255),random(0,255),random(0,255),random(0,255)),line(200,200,274,366),stroke(random(0,255),random(0,255),random(0,255),random(0,255)),line(200,200,273,366),stroke(random(0,255),random(0,255),random(0,255),random(0,255)),line(200,200,273,366),stroke(random(0,255),random(0,255),random(0,255),random(0,255)),line(200,200,272,366),stroke(random(0,255),random(0,255),random(0,255),random(0,255)),line(200,200,272,367),stroke(random(0,255),random(0,255),random(0,255),random(0,255)),line(200,200,272,367),stroke(random(0,255),random(0,255),random(0,255),random(0,255)),line(200,200,271,367),stroke(random(0,255),random(0,255),random(0,255),random(0,255)),line(200,200,271,367),stroke(random(0,255),random(0,255),random(0,255),random(0,255)),line(200,200,270,368),stroke(random(0,255),random(0,255),random(0,255),random(0,255)),line(200,200,270,368),stroke(random(0,255),random(0,255),random(0,255),random(0,255)),line(200,200,270,368),stroke(random(0,255),random(0,255),random(0,255),random(0,255)),line(200,200,269,368),stroke(random(0,255),random(0,255),random(0,255),random(0,255)),line(200,200,269,369),stroke(random(0,255),random(0,255),random(0,255),random(0,255)),line(200,200,268,369),stroke(random(0,255),random(0,255),random(0,255),random(0,255)),line(200,200,268,369),stroke(random(0,255),random(0,255),random(0,255),random(0,255)),line(200,200,268,369),stroke(random(0,255),random(0,255),random(0,255),random(0,255)),line(200,200,267,370),stroke(random(0,255),random(0,255),random(0,255),random(0,255)),line(200,200,267,370),stroke(random(0,255),random(0,255),random(0,255),random(0,255)),line(200,200,266,370),stroke(random(0,255),random(0,255),random(0,255),random(0,255)),line(200,200,266,370),stroke(random(0,255),random(0,255),random(0,255),random(0,255)),line(200,200,266,371),stroke(random(0,255),random(0,255),random(0,255),random(0,255)),line(200,200,265,371),stroke(random(0,255),random(0,255),random(0,255),random(0,255)),line(200,200,265,371),stroke(random(0,255),random(0,255),random(0,255),random(0,255)),line(200,200,264,371),stroke(random(0,255),random(0,255),random(0,255),random(0,255)),line(200,200,264,372),stroke(random(0,255),random(0,255),random(0,255),random(0,255)),line(200,200,264,372),stroke(random(0,255),random(0,255),random(0,255),random(0,255)),line(200,200,263,372),stroke(random(0,255),random(0,255),random(0,255),random(0,255)),line(200,200,263,372),stroke(random(0,255),random(0,255),random(0,255),random(0,255)),line(200,200,262,373),stroke(random(0,255),random(0,255),random(0,255),random(0,255)),line(200,200,262,373),stroke(random(0,255),random(0,255),random(0,255),random(0,255)),line(200,200,262,373),stroke(random(0,255),random(0,255),random(0,255),random(0,255)),line(200,200,261,373),stroke(random(0,255),random(0,255),random(0,255),random(0,255)),line(200,200,261,374),stroke(random(0,255),random(0,255),random(0,255),random(0,255)),line(200,200,260,374),stroke(random(0,255),random(0,255),random(0,255),random(0,255)),line(200,200,260,374),stroke(random(0,255),random(0,255),random(0,255),random(0,255)),line(200,200,259,374),stroke(random(0,255),random(0,255),random(0,255),random(0,255)),line(200,200,258,375),stroke(random(0,255),random(0,255),random(0,255),random(0,255)),line(200,200,257,375),stroke(random(0,255),random(0,255),random(0,255),random(0,255)),line(200,200,256,375),stroke(random(0,255),random(0,255),random(0,255),random(0,255)),line(200,200,255,375),stroke(random(0,255),random(0,255),random(0,255),random(0,255)),line(200,200,254,376),stroke(random(0,255),random(0,255),random(0,255),random(0,255)),line(200,200,253,376),stroke(random(0,255),random(0,255),random(0,255),random(0,255)),line(200,200,252,376),stroke(random(0,255),random(0,255),random(0,255),random(0,255)),line(200,200,251,376),stroke(random(0,255),random(0,255),random(0,255),random(0,255)),line(200,200,250,377),stroke(random(0,255),random(0,255),random(0,255),random(0,255)),line(200,200,249,377),stroke(random(0,255),random(0,255),random(0,255),random(0,255)),line(200,200,248,377),stroke(random(0,255),random(0,255),random(0,255),random(0,255)),line(200,200,247,377),stroke(random(0,255),random(0,255),random(0,255),random(0,255)),line(200,200,246,378),stroke(random(0,255),random(0,255),random(0,255),random(0,255)),line(200,200,245,378),stroke(random(0,255),random(0,255),random(0,255),random(0,255)),line(200,200,244,378),stroke(random(0,255),random(0,255),random(0,255),random(0,255)),line(200,200,243,378),stroke(random(0,255),random(0,255),random(0,255),random(0,255)),line(200,200,242,379),stroke(random(0,255),random(0,255),random(0,255),random(0,255)),line(200,200,241,379),stroke(random(0,255),random(0,255),random(0,255),random(0,255)),line(200,200,240,379),stroke(random(0,255),random(0,255),random(0,255),random(0,255)),line(200,200,239,379),stroke(random(0,255),random(0,255),random(0,255),random(0,255)),line(200,200,238,380),stroke(random(0,255),random(0,255),random(0,255),random(0,255)),line(200,200,237,380),stroke(random(0,255),random(0,255),random(0,255),random(0,255)),line(200,200,236,380),stroke(random(0,255),random(0,255),random(0,255),random(0,255)),line(200,200,235,380),stroke(random(0,255),random(0,255),random(0,255),random(0,255)),line(200,200,234,380),stroke(random(0,255),random(0,255),random(0,255),random(0,255)),line(200,200,233,380),stroke(random(0,255),random(0,255),random(0,255),random(0,255)),line(200,200,232,380),stroke(random(0,255),random(0,255),random(0,255),random(0,255)),line(200,200,231,380),stroke(random(0,255),random(0,255),random(0,255),random(0,255)),line(200,200,230,380),stroke(random(0,255),random(0,255),random(0,255),random(0,255)),line(200,200,229,380),stroke(random(0,255),random(0,255),random(0,255),random(0,255)),line(200,200,228,380),stroke(random(0,255),random(0,255),random(0,255),random(0,255)),line(200,200,227,380),stroke(random(0,255),random(0,255),random(0,255),random(0,255)),line(200,200,226,380),stroke(random(0,255),random(0,255),random(0,255),random(0,255)),line(200,200,225,380),stroke(random(0,255),random(0,255),random(0,255),random(0,255)),line(200,200,224,380),stroke(random(0,255),random(0,255),random(0,255),random(0,255)),line(200,200,223,380),stroke(random(0,255),random(0,255),random(0,255),random(0,255)),line(200,200,222,380),stroke(random(0,255),random(0,255),random(0,255),random(0,255)),line(200,200,221,380),stroke(random(0,255),random(0,255),random(0,255),random(0,255)),line(200,200,220,380),stroke(random(0,255),random(0,255),random(0,255),random(0,255)),line(200,200,219,380),stroke(random(0,255),random(0,255),random(0,255),random(0,255)),line(200,200,218,380),stroke(random(0,255),random(0,255),random(0,255),random(0,255)),line(200,200,217,380),stroke(random(0,255),random(0,255),random(0,255),random(0,255)),line(200,200,216,380),stroke(random(0,255),random(0,255),random(0,255),random(0,255)),line(200,200,215,380),stroke(random(0,255),random(0,255),random(0,255),random(0,255)),line(200,200,214,380),stroke(random(0,255),random(0,255),random(0,255),random(0,255)),line(200,200,213,380),stroke(random(0,255),random(0,255),random(0,255),random(0,255)),line(200,200,212,380),stroke(random(0,255),random(0,255),random(0,255),random(0,255)),line(200,200,211,380),stroke(random(0,255),random(0,255),random(0,255),random(0,255)),line(200,200,210,380),stroke(random(0,255),random(0,255),random(0,255),random(0,255)),line(200,200,209,380),stroke(random(0,255),random(0,255),random(0,255),random(0,255)),line(200,200,208,380),stroke(random(0,255),random(0,255),random(0,255),random(0,255)),line(200,200,207,380),stroke(random(0,255),random(0,255),random(0,255),random(0,255)),line(200,200,206,380),stroke(random(0,255),random(0,255),random(0,255),random(0,255)),line(200,200,205,380),stroke(random(0,255),random(0,255),random(0,255),random(0,255)),line(200,200,204,380),stroke(random(0,255),random(0,255),random(0,255),random(0,255)),line(200,200,203,380),stroke(random(0,255),random(0,255),random(0,255),random(0,255)),line(200,200,202,380),stroke(random(0,255),random(0,255),random(0,255),random(0,255)),line(200,200,201,380),stroke(random(0,255),random(0,255),random(0,255),random(0,255)),line(200,200,200,380),line(200,200,200,380);line(200,200,199,380),line(200,200,198,380),line(200,200,197,380),line(200,200,196,380),line(200,200,195,380),line(200,200,194,380),line(200,200,193,380),line(200,200,192,380),line(200,200,191,380),line(200,200,190,380),line(200,200,189,380),line(200,200,188,380),line(200,200,187,380),line(200,200,186,380),line(200,200,185,380),line(200,200,184,380),line(200,200,183,380),line(200,200,182,380),line(200,200,181,380),line(200,200,180,380),line(200,200,179,380),line(200,200,178,380),line(200,200,177,380),line(200,200,176,380),line(200,200,175,380),line(200,200,174,380),line(200,200,173,380),line(200,200,172,380),line(200,200,171,380),line(200,200,170,380),line(200,200,169,380),line(200,200,168,380),line(200,200,167,380),line(200,200,166,380),line(200,200,165,380),line(200,200,164,380),line(200,200,163,380),line(200,200,162,380),line(200,200,161,379),line(200,200,160,379),line(200,200,159,379),line(200,200,158,379),line(200,200,157,378),line(200,200,156,378),line(200,200,155,378),line(200,200,154,378),line(200,200,153,377),line(200,200,152,377),line(200,200,151,377),line(200,200,150,377),line(200,200,149,376),line(200,200,148,376),line(200,200,147,376),line(200,200,146,376),line(200,200,145,375),line(200,200,144,375),line(200,200,143,375),line(200,200,142,375),line(200,200,141,374),line(200,200,141,374),line(200,200,140,374),line(200,200,140,374),line(200,200,139,373),line(200,200,139,373),line(200,200,138,373),line(200,200,138,373),line(200,200,138,372),line(200,200,137,372),line(200,200,137,372),line(200,200,136,372),line(200,200,136,371),line(200,200,136,371),line(200,200,135,371),line(200,200,135,371),line(200,200,134,370),line(200,200,134,370),line(200,200,134,370),line(200,200,133,370),line(200,200,133,369),line(200,200,132,369),line(200,200,132,369),line(200,200,132,369),line(200,200,131,368),line(200,200,131,368),line(200,200,130,368),line(200,200,130,368),line(200,200,130,367),line(200,200,129,367),line(200,200,129,367),line(200,200,128,367),line(200,200,128,366),line(200,200,128,366),line(200,200,127,366),line(200,200,127,366),line(200,200,126,365),line(200,200,126,365),line(200,200,126,365),line(200,200,125,365),line(200,200,125,364),line(200,200,124,364),line(200,200,124,364),line(200,200,124,364),line(200,200,123,363),line(200,200,123,363),line(200,200,122,363),line(200,200,122,363),line(200,200,122,362),line(200,200,121,362),line(200,200,121,362),line(200,200,120,362),line(200,200,120,361),line(200,200,120,361),line(200,200,119,361),line(200,200,119,361),line(200,200,118,360),line(200,200,118,360),line(200,200,118,360),line(200,200,117,360),line(200,200,117,359),line(200,200,116,359),line(200,200,116,359),line(200,200,116,359),line(200,200,115,358),line(200,200,115,358),line(200,200,114,358),line(200,200,114,358),line(200,200,114,357),line(200,200,113,357),line(200,200,113,357),line(200,200,112,357),line(200,200,112,356),line(200,200,112,356),line(200,200,111,356),line(200,200,111,356),line(200,200,110,355),line(200,200,110,355),line(200,200,110,355),line(200,200,109,355),line(200,200,109,354),line(200,200,108,354),line(200,200,108,354),line(200,200,108,354),line(200,200,107,353),line(200,200,107,353),line(200,200,106,353),line(200,200,106,353),line(200,200,106,352),line(200,200,105,352),line(200,200,105,352),line(200,200,104,352),line(200,200,104,351),line(200,200,104,351),line(200,200,103,351),line(200,200,103,351),line(200,200,102,350),line(200,200,102,350),line(200,200,102,350),line(200,200,101,350),line(200,200,101,349),line(200,200,100,349),line(200,200,100,349),line(200,200,100,349),line(200,200,99,348),line(200,200,99,348),line(200,200,98,348),line(200,200,98,348),line(200,200,98,347),line(200,200,97,347),line(200,200,97,347),line(200,200,96,347),line(200,200,96,346),line(200,200,96,346),line(200,200,95,346),line(200,200,95,346),line(200,200,94,345),line(200,200,94,345),line(200,200,94,345),line(200,200,93,345),line(200,200,93,344),line(200,200,92,344),line(200,200,92,344),line(200,200,92,344),line(200,200,91,343),line(200,200,91,343),line(200,200,90,343),line(200,200,90,343),line(200,200,90,342),line(200,200,89,342),line(200,200,89,342),line(200,200,88,342),line(200,200,88,341),line(200,200,88,341),line(200,200,87,341),line(200,200,87,341),line(200,200,86,340),line(200,200,86,340),line(200,200,86,340),line(200,200,85,340),line(200,200,85,339),line(200,200,84,339),line(200,200,84,339),line(200,200,84,339),line(200,200,83,338),line(200,200,83,338),line(200,200,82,338),line(200,200,82,338),line(200,200,82,337),line(200,200,81,337),line(200,200,81,337),line(200,200,80,337),line(200,200,80,336),line(200,200,80,336),line(200,200,79,336),line(200,200,79,336),line(200,200,78,335),line(200,200,78,335),line(200,200,78,335),line(200,200,77,335),line(200,200,77,334),line(200,200,76,334),line(200,200,76,334),line(200,200,76,334),line(200,200,75,333),line(200,200,75,333),line(200,200,74,333),line(200,200,74,333),line(200,200,74,332),line(200,200,73,332),line(200,200,73,332),line(200,200,72,332),line(200,200,72,331),line(200,200,72,331),line(200,200,71,331),line(200,200,71,331),line(200,200,70,330),line(200,200,70,330),line(200,200,70,330),line(200,200,69,329),line(200,200,69,329),line(200,200,68,328),line(200,200,68,328),line(200,200,68,327),line(200,200,67,327),line(200,200,67,326),line(200,200,66,326),line(200,200,66,325),line(200,200,66,325),line(200,200,65,324),line(200,200,65,324),line(200,200,64,323),line(200,200,64,323),line(200,200,64,322),line(200,200,63,322),line(200,200,63,321),line(200,200,62,321),line(200,200,62,320),line(200,200,62,320),line(200,200,61,319),line(200,200,61,319),line(200,200,60,318),line(200,200,60,318),line(200,200,60,317),line(200,200,59,317),line(200,200,59,316),line(200,200,58,316),line(200,200,58,315),line(200,200,58,315),line(200,200,57,314),line(200,200,57,314),line(200,200,56,313),line(200,200,56,313),line(200,200,56,312),line(200,200,55,312),line(200,200,55,311),line(200,200,54,311),line(200,200,54,310),line(200,200,54,310),line(200,200,53,309),line(200,200,53,309),line(200,200,52,308),line(200,200,52,308),line(200,200,52,307),line(200,200,51,307),line(200,200,51,306),line(200,200,50,306),line(200,200,50,305),line(200,200,50,305),line(200,200,49,304),line(200,200,49,304),line(200,200,48,303),line(200,200,48,303),line(200,200,48,302),line(200,200,47,302),line(200,200,47,301),line(200,200,46,301),line(200,200,46,300),line(200,200,46,300),line(200,200,45,299),line(200,200,45,299),stroke(0,0,0),strokeWeight(15),noFill(),circle(200,200,365),stroke(random(50,225),random(50,225),random(50,225),random(50,225)),strokeWeight(random(30,100)),fill(random(50,225),random(50,225),random(50,225),random(50,225)),circle(200,200,random(100,250)),strokeWeight(1),fill(0,0,0),circle(200,200,random(60,125)),noLoop()}
